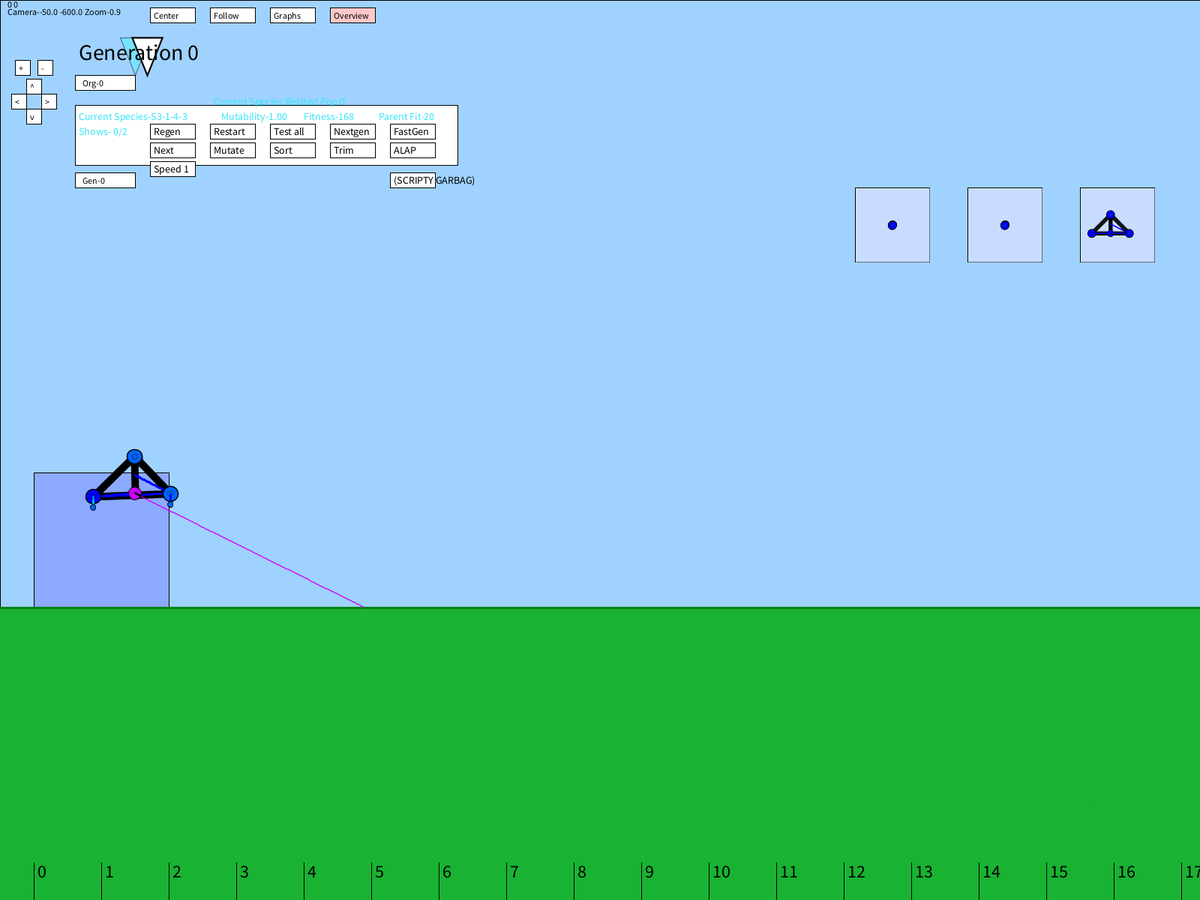
Frame 1 (no input)
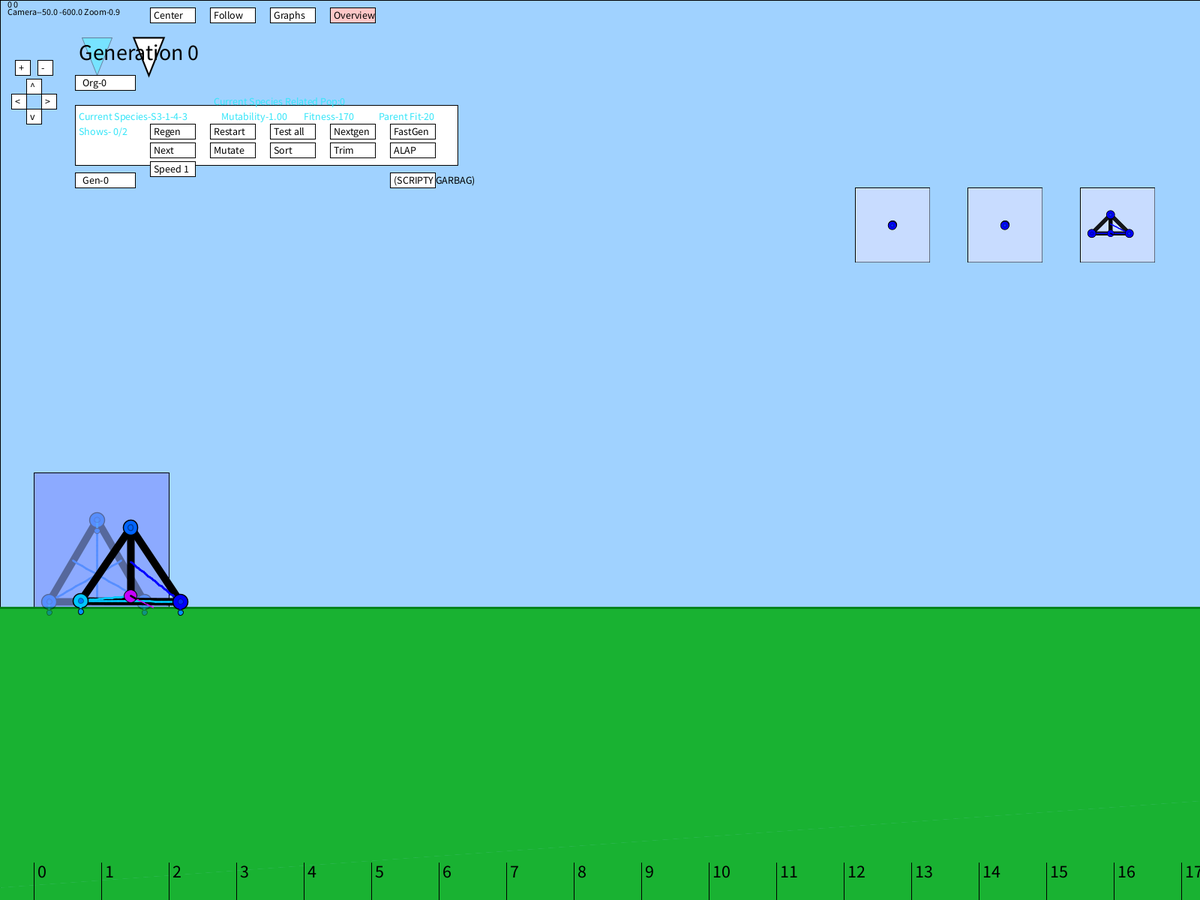
Frame 60 (the mouse pressed at the canvas centre just before this capture)
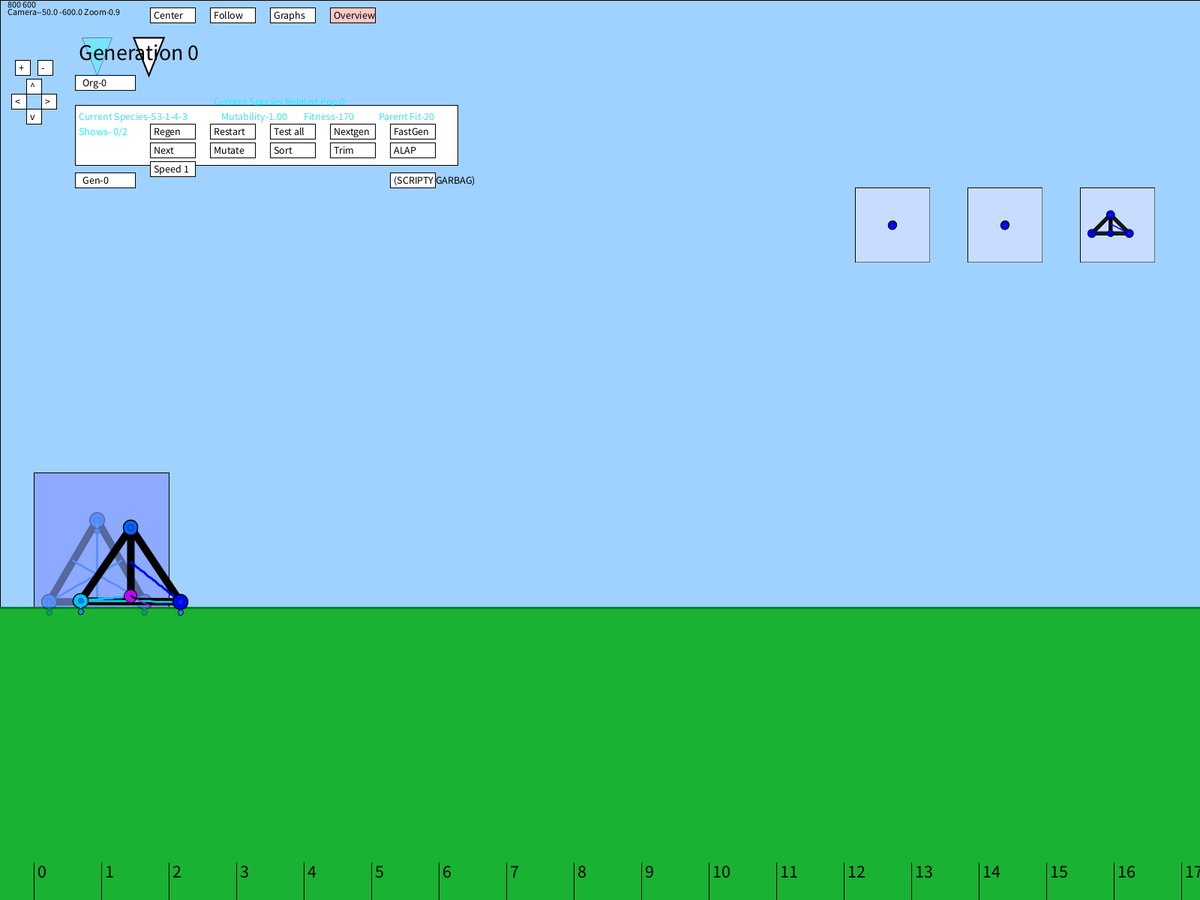
Frame 120 (the mouse held since frame 60 and released just before this capture)

The Processing sketch that drew these frames (run headless with seeded random() and noise(); from frame 60 on, the mouse is pressed at the canvas centre):

// Processing sketch: EvolveEngineLinearCreaturesExperemental
// ── EvolveEngineLinearCreaturesExperemental.pde
import java.util.*;
//Current enviroment
Enviroment Env= new Enviroment();
int NUMORGANISMS=5000;
float RUNTIME=15;//Seconds
int SEED=108;

//Enviroment handler
int EnvNumber=0;
ArrayList<Enviroment> PastEnvs=new ArrayList<Enviroment>();
boolean PrevMouse=false;
int LastTime = 0;

//Graphics
Camera Cam=new Camera(new PVector(-50,-600),0.9);
PGraphics MainScreen;
PGraphics HistoGram;
PGraphics SpeciesFreq;
PGraphics BestOrg;
PGraphics MedianOrg;
PGraphics WorstOrg;
PGraphics OrgGraphic;

//Sliders (Unlike buttons they need variables)
Slider OrgSlide=new Slider(new PVector(100,100),"Org-",0,10);
Slider GenSlide=new Slider(new PVector(100,230),"Gen-",0,10);

//Display Information 
int ScreenNumber=0; //0 is MainScreen, 1 is OverviewScreen
int CurrentTestDisplay=0;
int CurrentEnv=0;
int PlayBackSpeed=1;
boolean ALAP=false;
boolean FollowOrg=false;
boolean OverviewOrgs=true;


//NOTEPAD SUIE
Ray RayCast;

void setup(){
  randomSeed(SEED);
  //Seeds with interesting stuffs
  //size(1280, 720);
  fullScreen();
  frameRate(60);
  //IHWEiufg
   RayCast= new Ray(new PVector(0,0),new PVector(-50,10));
   
  //Set up Graphics
  HistoGram=createGraphics(400,200,JAVA2D);
  SpeciesFreq=createGraphics(510,260,JAVA2D);//createGraphics(510,60);
  WorstOrg=createGraphics(200,200,JAVA2D);
  MedianOrg=createGraphics(200,200,JAVA2D);
  BestOrg=createGraphics(200,200,JAVA2D);
  MainScreen=createGraphics(width,height,JAVA2D);
  OrgGraphic=createGraphics(width,height,JAVA2D);
  OrgGraphic.beginDraw(); 

  
  //Set up enviroment  
  Env.SetSummonArea(new PVector(0,100),new PVector(200,200));
  Env.SetLiveArea(new PVector(-1000,-1000),new PVector(20000,1800));
  Env.OList.add(new Organism());
  //Env.OList.get(0).PList.add(new Point(new PVector(100,130),new PVector(0,0),1,0.2,new float[]{10},-5,new float[]{0}));
  //Env.OList.get(0).PList.add(new Point(new PVector(200,130),new PVector(0,0),5,0.2,new float[]{10},-5,new float[]{0}));
  //Env.OList.get(0).PList.add(new Point(new PVector(150,80),new PVector(0,0),5,0.2,new float[]{1},0,new float[]{0}));
  //Env.OList.get(0).PList.add(new Eye(new PVector(150,130),new PVector(0,0),5,0.2,new PVector(0,40)));
  ////Env.OList.get(0).PList.add(new Eye(new PVector(150,130),new PVector(0,0),8));
 //// Env.OList.get(0).PList.add(new Logic(new PVector(30,130),new PVector(0,0),1,0,new boolean[]{true}));
  //Env.OList.get(0).MList.add(new Muscle(0,1,new float[]{.4,110,.2},new float[]{1,160,.2},new float[]{1},0.5,new float[]{0}));
  //Env.OList.get(0).MList.add(new Muscle(1,2,new float[]{.4,110,.2},new float[]{1,160,.2},new float[]{1},0.5,new float[]{0}));
  //Env.OList.get(0).MList.add(new Muscle(2,0,new float[]{.4,110,.2},new float[]{1,160,.2},new float[]{1},0.5,new float[]{0}));
  //Env.OList.get(0).MList.add(new Muscle(2,3,new float[]{1,80,.2},new float[]{1,120,.2},new float[]{10},-5,new float[]{0}));
  //Env.OList.get(0).NList.add(new Nerve(3,false,0,15));
  ////Env.OList.get(0).NList.add(new Nerve(4,false,0,30));
  //Env.OList.get(0).NList.add(new Nerve(0,false,1,15));
  //Env.OList.get(0).NList.add(new Nerve(1,true,3,30));
  
    Env.OList.get(0).PList.add(new Point(new PVector(100,130),new PVector(0,0),1,0.2,new float[]{},-5,new float[]{}));
  Env.OList.get(0).PList.add(new Point(new PVector(200,130),new PVector(0,0),5,0.2,new float[]{},-5,new float[]{}));
  Env.OList.get(0).PList.add(new Point(new PVector(150,80),new PVector(0,0),5,0.2,new float[]{},0,new float[]{}));
  ArrayList<PVector> EyeDir=new ArrayList<PVector>();
  EyeDir.add(new PVector(40,20));
  Env.OList.get(0).PList.add(new Eye(new PVector(150,130),new PVector(0,0),5,0.2,EyeDir,new float[]{20},0));
  //Env.OList.get(0).PList.add(new Eye(new PVector(150,130),new PVector(0,0),8));
 // Env.OList.get(0).PList.add(new Logic(new PVector(30,130),new PVector(0,0),1,0,new boolean[]{true}));
  Env.OList.get(0).MList.add(new Muscle(0,1,new float[]{.4,110,.2},new float[]{1,160,.2},new float[]{},0.5,new float[]{}));
  Env.OList.get(0).MList.add(new Muscle(1,2,new float[]{.4,110,.2},new float[]{1,160,.2},new float[]{},0.5,new float[]{}));
  Env.OList.get(0).MList.add(new Muscle(2,0,new float[]{.4,110,.2},new float[]{1,160,.2},new float[]{},0.5,new float[]{}));
  Env.OList.get(0).MList.add(new Muscle(2,3,new float[]{1,80,.2},new float[]{1,120,.2},new float[]{},-5,new float[]{}));
  Env.OList.get(0).NList.add(new Nerve(3,false,0,15));
  //Env.OList.get(0).NList.add(new Nerve(4,false,0,30));
  Env.OList.get(0).NList.add(new Nerve(0,false,1,15));
  Env.OList.get(0).NList.add(new Nerve(1,true,3,30));
  Env.OList.get(0).SetVars();
  Env.OList.get(0).FixNewOrg();
  
  Env.OList.add(new Organism());
  Env.OList.get(1).PList.add(new Point(new PVector(150,81),new PVector(0,0),1,0.2,new float[]{1},0,new float[]{0}));
  Env.OList.get(1).PList.add(new Point(new PVector(151,80),new PVector(0,0),1,0.2,new float[]{1},0,new float[]{0}));
  Env.OList.get(1).PList.add(new Point(new PVector(150,82),new PVector(0,0),1,0.2,new float[]{1},0,new float[]{0}));
  Env.OList.get(1).MList.add(new Muscle(0,1,new float[]{.4,110,.2},new float[]{1,160,.2},new float[]{1},0,new float[]{0}));
  Env.OList.get(1).MList.add(new Muscle(1,2,new float[]{.4,110,.2},new float[]{1,160,.2},new float[]{1},0,new float[]{0}));
  Env.OList.get(1).MList.add(new Muscle(2,0,new float[]{.4,110,.2},new float[]{1,160,.2},new float[]{1},0,new float[]{0}));
  Env.OList.get(1).NList.add(new Nerve(0,true,1,15)); 
  Env.OList.get(1).NList.add(new Nerve(1,true,2,15));
  Env.OList.get(1).NList.add(new Nerve(2,true,0,15));
  Env.OList.get(1).SetVars();
 
  //Env.BList.add(new Barrier(new PVector(-2000,300),new PVector(10000,0),.2,.1));
  
  Env.SetVars();
  Env.ShiftToTest(0);
  Env.ShiftToTest(1);
 
 //Flat
 Env.BList.add(new Barrier(new PVector(-300,300),new PVector(2000+4000,0),.2,.05));
 
 //Gaps
  //int init=400;
  //int size=250;
  //int gap=30;
  //int depth=10;
  // Env.BList.add(new Barrier(new PVector(-800,300),new PVector(800+init,0),.2,.05));
  //Env.BList.add(new Barrier(new PVector(init,300),new PVector(0,depth),.2,.05));
  //while( init<2500){
    
  //   Env.BList.add(new Barrier(new PVector(init,300+depth),new PVector(gap,0),.2,.05));
  //   init+=gap;
  //  Env.BList.add(new Barrier(new PVector(init,300),new PVector(size,0),.2,.05));
  //  Env.BList.add(new Barrier(new PVector(init,300+depth),new PVector(0,-depth),.2,.05));
     
  //  depth+=(int)(gap*0.4);
  //  depth+=6; 
    
  //   Env.BList.add(new Barrier(new PVector(init+size,300),new PVector(0,depth),.2,.05));
  //  init+=size;
  //  gap+=10;
  //  gap+=5+(int)(gap*0.3);
  //  if(gap>130){
  //    gap=130; 
  //  }
    
  //  size+=20;
  //  if(size>400){
  //    size=400; 
  //  }
  //}
  
  //Hurdles
  //int init=400;
  //int size=300;
  //int Width=30;
  //int Height=5;
  //Env.BList.add(new Barrier(new PVector(-800,300),new PVector(800+init,0),.2,.05));
  //Env.BList.add(new Barrier(new PVector(init,300),new PVector(0,-Height),.2,.05));
  //while( init<2500){
    
  //   Env.BList.add(new Barrier(new PVector(init,300-Height),new PVector(Width,0),.2,.05));
  //   init+=Width;
  //  Env.BList.add(new Barrier(new PVector(init,300),new PVector(size,0),.2,.05));
  //  Env.BList.add(new Barrier(new PVector(init,300-Height),new PVector(0,Height),.2,.05));
     
  //  Height+=10;
  //  if(Height>40){
  //   Height=35;
  //  }
    
  //  Env.BList.add(new Barrier(new PVector(init+size,300),new PVector(0,-Height),.2,.05));
  //  init+=size;
  //}
  
  ////Climb
  //int stepX=400;
  //int jumpX=20;
  //int jumpY=2;
  //int X=-580;
  //int Y=340;
  //while(X<4000){
  //  if(stepX>100){
  //     stepX+=-20; 
  //  }
  //  if(jumpY>-40){
  //    jumpY+=-3;
  //  }  
  //  Env.BList.add(new Barrier(new PVector(X,Y),new PVector(stepX,0),.2,.05));
  //  X+=stepX;
  //  Env.BList.add(new Barrier(new PVector(X,Y),new PVector(jumpX,jumpY),.2,.05));
  //  X+=jumpX;
  //  Y+=jumpY;
  //}
  
  
  for(int i=0;i<50;i++){
    print(ceil(abs(randomGaussian()*0.5)));
  }
}


void RunMainScreen(PGraphics MainScreen,PGraphics HistoGram,PGraphics SpeciesFreq,PGraphics BestOrg,PGraphics MedianOrg,PGraphics WorstOrg){
  //_____________________________________________________________________________________________
  // Main screen draw, enviroment draw & Update
  MainScreen.beginDraw();
  MainScreen.background(255,255,255);
  Env.DrawBackground(Cam,MainScreen);
  
 

  //Env.UpdateOrg(0);
  // Env.TestList.get(0).PList.get(4).Pos=new PVector(mouseX+Cam.x,mouseY+Cam.y);
  if(CurrentTestDisplay>=Env.TestList.size()){
    CurrentTestDisplay=Env.TestList.size()-1;
  }
  for(int i=0;i<PlayBackSpeed;i++){
     Env.TestList.get(CurrentTestDisplay).RunTest();
  }
  MainScreen.textSize(12);
  MainScreen.text("Time-"+Env.TestList.get(CurrentTestDisplay).time,20,50);
  MainScreen.text("delta Time-"+(millis()-LastTime),width-100,20);
  if(Env.TestList.get(CurrentTestDisplay).Finalized){
    MainScreen.text("Fitness-"+Env.TestList.get(CurrentTestDisplay).Fitness,20,60);
  }
  
  MainScreen.fill(140,170,255);
  MainScreen.rect(Cam.RealToScreenX(Env.SummonPos.x),Cam.RealToScreenY(Env.SummonPos.y),Env.SummonRect.x*Cam.Zoom,Env.SummonRect.y*Cam.Zoom);
  Env.DrawGround(Cam,MainScreen);
  if(OverviewOrgs){
    for(int i=0;i<Env.OList.size();i+=ceil(Env.OList.size()/10.0)){//10.0
      OrgGraphic.beginDraw();
      OrgGraphic.background(255,0);
      Env.DrawOrg(i,Cam,OrgGraphic);
      PVector OrgCenter=Env.TestList.get(i).O.CenterOfOrg();
      OrgGraphic.fill(SpeciesColor(Env.TestList.get(i).O.SpeciesNumber()));
      OrgGraphic.stroke(0);
      OrgGraphic.triangle(Cam.RealToScreenX(OrgCenter.x),100,Cam.RealToScreenX(OrgCenter.x)-20,50,Cam.RealToScreenX(OrgCenter.x)+20,50);
      OrgGraphic.endDraw();
      //OrgImg=OrgGraphic.get();
      MainScreen.tint(255,100);
      MainScreen.image(OrgGraphic,0,0);
    }
  }
  MainScreen.fill(255);
  MainScreen.stroke(0);
  MainScreen.strokeWeight(2);
  PVector OrgCenter=Env.TestList.get(CurrentTestDisplay).O.CenterOfOrg();
  MainScreen.triangle(Cam.RealToScreenX(OrgCenter.x),100,Cam.RealToScreenX(OrgCenter.x)-20,50,Cam.RealToScreenX(OrgCenter.x)+20,50);
  Env.DrawOrg(CurrentTestDisplay,Cam,MainScreen);// Draw current organism.
  MainScreen.textSize(12);
  MainScreen.fill(0);
  MainScreen.text(mouseX+" "+mouseY,10,10);
  MainScreen.text("Camera-"+ Cam.CamPos.x+" "+Cam.CamPos.y+" Zoom-"+Cam.Zoom,10,20);
  if(Cam.Zoom>0.6){
    MainScreen.textSize(24);
  }else{
    MainScreen.textSize(24*Cam.Zoom/0.6);
  }
  
  //Numbers
  for(float i=Cam.CamPos.x-100;i<Cam.CamPos.x+width/Cam.Zoom;i+=100){
    i= ceil(i/100.0)*100; //round up 100
    
    MainScreen.stroke(0);
    MainScreen.strokeWeight(1);
    MainScreen.line(Cam.RealToScreenX(i),height,Cam.RealToScreenX(i),height-50);
    MainScreen.text(floor(i/100),Cam.RealToScreenX(i)+5,height-30);
  }
  
  
  
  
  //MainScreen.fill(0);
  //MainScreen.ellipse(Cam.RealToScreenX(RayCast.Pos.x),Cam.RealToScreenY(RayCast.Pos.y),10,10);
  
  //MainScreen.line(Cam.RealToScreenX(RayCast.Pos.x),Cam.RealToScreenY(RayCast.Pos.y),Cam.RealToScreenX(RayCast.Pos.x+RayCast.Dir.x),Cam.RealToScreenY(RayCast.Pos.y+RayCast.Dir.y));
  
  //RayCast.Pos= Cam.ScreenToReal(new PVector(mouseX,mouseY));
  
  //MainScreen.text(RayCast.RayValue(Env.BList),Cam.RealToScreenX(RayCast.Pos.x),Cam.RealToScreenY(RayCast.Pos.y));
  //if( RayCast.Intersects(Env.BList)){
    
  //  PVector Intersect= RayCast.IntersectPoint(Env.BList);
  //  MainScreen.ellipse(Cam.RealToScreenX(Intersect.x),Cam.RealToScreenY(Intersect.y),10,10);
  //}
  MainScreen.endDraw();
  //tint(255,255);
  image(MainScreen,0,0);
  
  
  //_____________________________________________________________________________________________
  //Draw HistoGram and Species Percent graphs
  Button DrawHisto= new Button(new PVector(280+80,10),new PVector(60,20),"Graphs");
  DrawHisto.Display(255);
  if(DrawHisto.IsPressed()){  
    ResetEnv();
    Env.SetInfo();
    FillSpeciesFreq(SpeciesFreq);
    FillHisto(HistoGram);
    //AddEnv(Env);
  }
  image(HistoGram, width-(1280-820), 30); 
  
  //SpeciesFreq.beginDraw();
  //SpeciesFreq.background(255);
  //FillSpeciesFreq(SpeciesFreq);
  //SpeciesFreq.endDraw();
  image(SpeciesFreq,100,260);
  //_____________________________________________________________________________________________
  //Best, Worst, and median creatures
  WorstOrg.beginDraw();
  WorstOrg.background(200,220,255);
  
  WorstOrg.stroke(0);
  WorstOrg.strokeWeight(3);
  WorstOrg.noFill();
  WorstOrg.rect(0,0,200,200);
  int worst=Env.OList.size()-1;
  PVector CenterOrg=Env.OList.get(worst).CenterOfOrg();
  Env.OList.get(worst).DrawO(new Camera(new PVector(CenterOrg.x-100,CenterOrg.y-100),1),WorstOrg);
  WorstOrg.endDraw();
  image(WorstOrg, width-(1280-820), 250,100,100); 
  
  MedianOrg.beginDraw();
  MedianOrg.background(200,220,255);
  MedianOrg.stroke(0);
  MedianOrg.strokeWeight(3);
  MedianOrg.noFill();
  MedianOrg.rect(0,0,200,200);
  int median=floor((float)Env.OList.size()/2.0);
  CenterOrg=Env.OList.get(median).CenterOfOrg();
  Env.OList.get(median).DrawO(new Camera(new PVector(CenterOrg.x-100,CenterOrg.y-100),1),MedianOrg);
  MedianOrg.endDraw();
  image(MedianOrg, width-(1280-970), 250,100,100); 
  
  
  BestOrg.beginDraw();
  BestOrg.background(200,220,255);
  
  BestOrg.stroke(0);
  BestOrg.strokeWeight(3);
  BestOrg.noFill();
  BestOrg.rect(0,0,200,200);
  CenterOrg=Env.OList.get(0).CenterOfOrg();
  Env.OList.get(0).DrawO(new Camera(new PVector(CenterOrg.x-100,CenterOrg.y-100),1),BestOrg);
  BestOrg.endDraw();
  image(BestOrg, width-(1280-1120), 250,100,100); 
  
  
  //_____________________________________________________________________________________________
  // Sliders
  fill(0);
  float OrgSlideDist=430.0/NUMORGANISMS;
  OrgSlide.CalcSlide();
  if(OrgSlide.Pos/OrgSlideDist!=CurrentTestDisplay){
    if(OrgSlide.Sliding()){
      CurrentTestDisplay=round(OrgSlide.Pos/OrgSlideDist);
    }else{
      OrgSlide.Pos=CurrentTestDisplay*OrgSlideDist;
    }
  }
  OrgSlide.ChangeText("Org-"+CurrentTestDisplay);
  OrgSlide.Display();
  OrgSlide.Max=floor(Env.OList.size()*OrgSlideDist-1);
   
  float GenSlideDist=400/(PastEnvs.size()+1);
  GenSlide.CalcSlide();
  if(GenSlide.Pos/GenSlideDist!=EnvNumber){
    if(GenSlide.Sliding()){
      if(round(GenSlide.Pos/GenSlideDist)!=EnvNumber){
        int prevsize=Env.OList.size();
        SetEnv(round(GenSlide.Pos/GenSlideDist));
        CurrentTestDisplay=floor(CurrentTestDisplay*Env.OList.size()/prevsize);
        FillHisto(HistoGram);
      }
    }else{
      GenSlide.Pos=EnvNumber*GenSlideDist;
    }
  }
  GenSlide.ChangeText("Gen-"+EnvNumber);
  GenSlide.Display();
  GenSlide.Max=(PastEnvs.size()-1)*GenSlideDist;
  
  Button Center= new Button(new PVector(200,10),new PVector(60,20),"Center");
   Center.Display(255);
  if(Center.IsPressed()){
    Cam.CamPos=new PVector(0,0);
  }  
  Button Follow= new Button(new PVector(200+80,10),new PVector(60,20),"Follow");
  if(FollowOrg){
     Follow.Display(color(255,200,200));
     float FollowRate=0.1;
     PVector Target=PVadd(Env.TestList.get(CurrentTestDisplay).O.CenterOfOrg(),PVextend(new PVector(-width*3/4.0,-height*3/4.0),1.0/Cam.Zoom));
     Cam.CamPos= PVlerp(Cam.CamPos,Target,FollowRate);
  }else{
    Follow.Display(255);
  }
  //Follow.Display(255);
  if(Follow.IsPressed()){
    FollowOrg=!FollowOrg;
  }  
  Button Overview= new Button(new PVector(200+3*80,10),new PVector(60,20),"Overview");
  if(OverviewOrgs){
     Overview.Display(color(255,200,200));
  }else{
    Overview.Display(255);
  }
  if(Overview.IsPressed()){
    OverviewOrgs=!OverviewOrgs;
  }
  Button ZoomIn= new Button(new PVector(20,80),new PVector(20,20),"+");
  ZoomIn.Display(255);
  if(ZoomIn.IsPressed()){
    Cam.Zoom*=1.2;
  }
  Button ZoomOut= new Button(new PVector(50,80),new PVector(20,20),"-");
  ZoomOut.Display(255);
  if(ZoomOut.IsPressed()){
    Cam.Zoom/=1.2;
  }
  Button Up= new Button(new PVector(35,105),new PVector(20,20),"^");
  Up.Display(255);
  Button Left= new Button(new PVector(15,125),new PVector(20,20),"<");
  Left.Display(255);
  Button Right= new Button(new PVector(55,125),new PVector(20,20),">");
  Right.Display(255);
  Button Down= new Button(new PVector(35,145),new PVector(20,20),"v");
  Down.Display(255);
  float Step=12;
  if(Up.IsIn()){
    Cam.CamPos.y-=Step;
  }if(Down.IsIn()){
    Cam.CamPos.y+=Step;
  }if(Left.IsIn()){
    Cam.CamPos.x-=Step;
  }if(Right.IsIn()){
    Cam.CamPos.x+=Step;
  }
  
  textSize(30);
  text("Generation "+PastEnvs.size(),105,80);
  textSize(14);
  
  ///_____________________________________________________________________________________________
  //Panel buttons
  PVector PanelPos=new PVector(105,160);//new PVector(105,110);
  fill(255);
  rect(PanelPos.x-5,PanelPos.y-20,510,80);
  Button Previous= new Button(new PVector(PanelPos.x+15,PanelPos.y+30),new PVector(60,20),"Previous");
  if(CurrentTestDisplay>0){
     //new Button(new PVector(120,140),new PVector(60,20),"Previous").Display();
     Previous.Display(255);
    if(Previous.IsPressed()){
      CurrentTestDisplay--;
      Env.TestList.get(CurrentTestDisplay).Reset();
      println("Current Display Back one");
      //Env.TestList.remove(0);
      //Env.ShiftToTest(CurrentTestDisplay);
    }  
  }
  Button Next= new Button(new PVector(PanelPos.x+95,PanelPos.y+30),new PVector(60,20),"Next");
  if(CurrentTestDisplay<Env.TestList.size()-1){
    Next.Display(255);
    if(Next.IsPressed()){
      CurrentTestDisplay++;
      println("Current Display Forward one");
    }
    if(PlayBackSpeed>4){
      if(Env.TestList.get(CurrentTestDisplay).Finalized){
        CurrentTestDisplay++;
        Env.TestList.get(CurrentTestDisplay).Reset();
      }
    }
  }
  fill(SpeciesColor(Env.OList.get(CurrentTestDisplay).SpeciesNumber()));//Glitcgung
  if(Env.SpeciesAbundanceDict.containsKey(Env.OList.get(CurrentTestDisplay).Name())){
         text("Current Species Pop:"+Env.SpeciesAbundanceDict.get(Env.OList.get(CurrentTestDisplay).Name()),PanelPos.x,PanelPos.y-20);
  }
  text("Current Species Related Pop:"+Env.RelatedPopulation(Env.OList.get(CurrentTestDisplay).Name()),PanelPos.x+180,PanelPos.y-20);
  
  text("Current Species-"+SpeciesName(Env.OList.get(CurrentTestDisplay).SpeciesNumber()),PanelPos.x,PanelPos.y);
  text("Mutability-"+nf(Env.OList.get(CurrentTestDisplay).MuteAmount,1,2),190+PanelPos.x,PanelPos.y);
  text("Fitness-"+floor( Env.TestList.get(CurrentTestDisplay).EvaluateSkill()),300+PanelPos.x,PanelPos.y);
  text("Parent Fit-"+floor(Env.TestList.get(CurrentTestDisplay).ParentFitness),400+PanelPos.x,PanelPos.y);
  text("Shows- "+CurrentTestDisplay+"/"+Env.TestList.size(),PanelPos.x,PanelPos.y+20);
  Button ChangeSpeed= new Button(new PVector(PanelPos.x+95,PanelPos.y+55),new PVector(60,20),"");
  ChangeSpeed.Display(255);
  text("Speed "+PlayBackSpeed,PanelPos.x+100,PanelPos.y+55+15);
  if(ChangeSpeed.IsPressed()){
    PlayBackSpeed*=2;
    if(PlayBackSpeed>200){
      PlayBackSpeed=1;
    }
  }
  
  Button Regen=new Button(new PVector(PanelPos.x+95,PanelPos.y+5),new PVector(60,20),"Regen");
  Regen.Display(255);
  if(Regen.IsPressed()){
      //Env.OList.remove(2);
      for(int i=0; i<NUMORGANISMS;i++){
        Env.GenNewOrg();
        Env.ShiftToTest(Env.OList.size()-1);
      }
  }
  
  Button Restart=new Button(new PVector(175+PanelPos.x,PanelPos.y+5),new PVector(60,20),"Restart");
  Restart.Display(255);
  if(Restart.IsPressed()){
    //Env.GenNewOrg();
      //Env.ShiftToTest(Env.OList.size()-1);
      //Tester T=Env.TestList.get(CurrentTestDisplay);
      //T.Reset();
      Env.TestList.get(CurrentTestDisplay).Reset();
      //T=new Tester(Env.OList.get(CurrentTestDisplay).CloneOrganism(),Env,60*30);
      //T.E=Env;
      //T.O=Env.OList.get(CurrentTestDisplay).CloneOrganism();
      //T.O.E=Env;
      //T.RunTime=60*30;
      //T.SetTester();
      //T.Finalized=false;
    //Env.ShiftToTest(CurrentTestDisplay);
  }
  Button Mutate=new Button(new PVector(175+PanelPos.x,PanelPos.y+30),new PVector(60,20),"Mutate");
  Mutate.Display(255);
  if(Mutate.IsPressed()){
      //Env.OList.get(CurrentTestDisplay).MutateOrg();
      Env.TestList.get(CurrentTestDisplay).MutateTester();
      Env.TestList.get(CurrentTestDisplay).Reset();
      //Tester T=Env.TestList.get(CurrentTestDisplay);
      ////T=new Tester(Env.OList.get(CurrentTestDisplay).CloneOrganism(),Env,60*30);
      //T.E=Env;
      //T.O=Env.OList.get(CurrentTestDisplay).CloneOrganism();
      //T.O.E=Env;
      //T.RunTime=60*30;
      //T.SetTester();
      //T.Finalized=false;
  }
  Button TestAll =new Button(new PVector(255+PanelPos.x,5+PanelPos.y),new PVector(60,20),"Test all");
  TestAll.Display(255);
  if(TestAll.IsPressed()||frameCount==2){
    Env.TestAll();
    print("Delta time after testall:"+(millis()-LastTime));
  }
  Button Sort =new Button(new PVector(255+PanelPos.x,30+PanelPos.y),new PVector(60,20),"Sort");
  Sort.Display(255);
  if(Sort.IsPressed()){
    Env.SortTests();
  }
  
  Button Reproduce =new Button(new PVector(335+PanelPos.x,5+PanelPos.y),new PVector(60,20),"Nextgen");
  Reproduce.Display(255);
  if(Reproduce.IsPressed()){
    ResetEnv();
    Env.Reproduce();
  }
  
  Button Trim =new Button(new PVector(335+PanelPos.x,30+PanelPos.y),new PVector(60,20),"Trim");
  Trim.Display(255);
  if(Trim.IsPressed()){
    ResetEnv();
    Env.Trim(0.6);
    Env.ReshiftToTest();
    //for(int i=0; i<Env.OList.size();i++){
    //  Env.ShiftToTest(i);
    //}
  }
  
  Button QuickGen =new Button(new PVector(415+PanelPos.x,PanelPos.y+5),new PVector(60,20),"FastGen");
  QuickGen.Display(255);
  if(QuickGen.IsPressed()||ALAP){
    ResetEnv();
    Env.QuickGen();
    Env.SetInfo();
    AddEnv(Env);
    FillSpeciesFreq(SpeciesFreq);
    FillHisto(HistoGram);
    print("Delta time after quick Gen:"+(millis()-LastTime));
    //Env.Trim(0.5);
    //Env.TestList.clear();
    //for(int i=0; i<Env.OList.size();i++){
    //  Env.ShiftToTest(i);
    //}
    PVector Target=PVadd(Env.TestList.get(CurrentTestDisplay).O.CenterOfOrg(),PVextend(new PVector(-width*3/4.0,-height*3/4.0),1.0/Cam.Zoom));
    Cam.CamPos=Target;
  }
  
  Button Alap =new Button(new PVector(415+PanelPos.x,30+PanelPos.y),new PVector(60,20),"ALAP");
  if(ALAP){
    Alap.Display(color(255,200,200));
  }else{
    Alap.Display(255);
  }
  if(Alap.IsPressed()){
    ALAP=!ALAP;
    OverviewOrgs=true;
  }
  Button ScriptTest =new Button(new PVector(415+PanelPos.x,70+PanelPos.y),new PVector(60,20),"(SCRIPTY GARBAG)");
  ScriptTest.Display(255);
  if(ScriptTest.IsPressed()){
   // print("SCRIPTTEST- OLIst in PastEnvs "+PastEnvs.get(EnvNumber).OList.size());
   //Env.SetInfo();
   //print("Current enviroment, species abundance info says there are "+Env.SpeciesAbundanceInfo.size());
   //println("TestList size-"+Env.TestList.size());
   //println("CurrentTestDisplay-"+CurrentTestDisplay);
    //int NumOrganisms=5000;
    ////  Trim+ Power function distribution
    //float trim=0.4;
    //float Power=0.3;
    //float SurvFract=0.90;
    //float Multiplier=SurvFract*(Power+1)/pow(1-trim,Power+1);
    //int PrevSize=Env.OList.size()-1;
    //for(int i=0; i<PrevSize;i++){
    //  float rank=lerp(0,1-trim,1-(float)i/PrevSize);
    //  int numOffspring=round(randomGaussian()*0.5+Multiplier*pow(rank,Power));//abs(round(randomGaussian()*(pow(rank,2)*2.7)))+1;
    //  for(int j=0; j<numOffspring;j++){
    //    Organism MutatedClone=Env.OList.get(i).CloneOrganism();
    //    MutatedClone.E=Env;
    //    MutatedClone.MutateOrg();
    //    Env.OList.add(MutatedClone);
    //  }
    //}
    //int targSize=Env.OList.size()-PrevSize;
    //while(Env.OList.size()>targSize){
    //  Env.OList.remove(Env.OList.size()-1);
    //}
    //Env.ReshiftToTest();
    //print(Env.SpeciesAbundance());
  }
  
  
  
  
}
void draw(){
  if(ScreenNumber==0){
    RunMainScreen(MainScreen,HistoGram, SpeciesFreq, BestOrg, MedianOrg, WorstOrg);
  }else if(ScreenNumber==1){
  }
  PrevMouse=mousePressed;
  LastTime=millis();
}
void mouseClicked(){
  //Env.OList.get(2).MutateOrg();
  //Env.TestList.remove(0);
  ////Env.OList.remove(2);
  ////Env.GenNewOrg();
  //Env.ShiftToTest(2);
  if(ALAP&&!PrevMouse){
   ALAP=false;
   OverviewOrgs=false;
  }
}
// ── A_Enviroment.pde
class Enviroment{
  ArrayList<Barrier> BList= new ArrayList<Barrier>();
  ArrayList<Organism> OList= new ArrayList<Organism>();
  ArrayList<Tester> TestList= new ArrayList<Tester>();
  PVector SummonPos;
  PVector SummonRect;
  void SetSummonArea(PVector Pos,PVector Rect){
    SummonPos=Pos; SummonRect=Rect;
  }
  
  PVector LivePos= new PVector(-1000,-1000);
  PVector LiveRect= new PVector(5000,2000);
  void SetLiveArea(PVector Pos,PVector Rect){
    LivePos=Pos; LiveRect=Rect;
  }
  boolean InLiveArea(PVector Point){
   return FLtween(LivePos.x,LivePos.x+LiveRect.x,Point.x)&&FLtween(LivePos.y,LivePos.y+LiveRect.y,Point.y); 
  }
  void DrawBackground(Camera Cam,PGraphics Canvas){
    Canvas.fill(160,210,255);
    Canvas.rect(max(0,Cam.RealToScreenX(LivePos.x)),max(0,Cam.RealToScreenY(LivePos.y)),min(width,Cam.RealToScreenX(LivePos.x+LiveRect.x)),min(height,Cam.RealToScreenY(LivePos.y+LiveRect.y)));
  }
  ArrayList<String[]>HistoGramInfo=new ArrayList<String[]>();
  String[] SpeciesFitnessInfo= new String[NUMORGANISMS];
  ArrayList<String> SpeciesAbundanceInfo=new ArrayList<String>();
  Map<String,Integer> SpeciesAbundanceDict=new HashMap<String,Integer>();
  
  void SetVars(){// Sets all the E's in all orrganisms.
    for(int O=0;O<OList.size();O++){
      Organism Org=OList.get(O);
      Org.E=this;
    }
  }
  Enviroment CloneEnv(){
    Enviroment NewEnv=new Enviroment();
    for(int b=0;b<BList.size();b++){
      NewEnv.BList.add(BList.get(b).CloneBarrier());
    }
    for(int o=0;o<OList.size();o++){
      NewEnv.OList.add(OList.get(o).CloneOrganism());
    }
    for(int t=0;t<TestList.size();t++){
      NewEnv.TestList.add(TestList.get(t).CloneTester());
    }
    NewEnv.SetSummonArea(SummonPos,SummonRect);
    NewEnv.HistoGramInfo=HistoGramInfo;
    NewEnv.SpeciesFitnessInfo=SpeciesFitnessInfo;
    NewEnv.SpeciesAbundanceInfo=SpeciesAbundanceInfo;
    return NewEnv;
  }
  Enviroment StoreEnv(){//Enviroment for prevEnviroment
    Enviroment NewEnv=new Enviroment();
    for(int b=0;b<BList.size();b++){
      NewEnv.BList.add(BList.get(b).CloneBarrier());
    }
    //0,10,20,30,40,50,60,70,80,90,100 percentile creatures kept
    for(int i=0;i<=10;i++){
      int index=floor(float((OList.size()-1)*i)/10.0);
      NewEnv.OList.add(OList.get(index).CloneOrganism());
      NewEnv.TestList.add(TestList.get(index).CloneTester());
    }
    NewEnv.SetSummonArea(SummonPos,SummonRect);
    NewEnv.HistoGramInfo=HistoGramInfo;
    NewEnv.SpeciesFitnessInfo=SpeciesFitnessInfo;
    NewEnv.SpeciesAbundanceInfo=SpeciesAbundanceInfo;
    return NewEnv;
  }
  void SetInfo(){
    println(" Setting Info:");
    float[] Fitnesses= new float[Env.TestList.size()];
    for(int i=0;i<Env.TestList.size();i++){
      float fitness=0.0;
      if(Env.TestList.get(i).Finalized){
        fitness=Env.TestList.get(i).Fitness;
        if(Float.isNaN(fitness)){
          fitness=0;
        }
        if(i%1000==0){
          println("  Example fitness index:"+i+"  fitness:"+Env.TestList.get(i).Fitness);
        }
      }
      Fitnesses[i]=fitness;
    }
    println("  Fitness length:"+Fitnesses.length);

    float max=max(Fitnesses);
    float min=min(Fitnesses);
    float divSize=2;
    //int upperIndex= ceil(max/divSize);
    //int lowerIndex= floor(min/divSize);
    SpeciesFitnessInfo=SpeciesFitness();
    SpeciesAbundanceInfo=SpeciesAbundance();
    print("  SpeciesAbundanceInfo set "+SpeciesAbundanceInfo.size());
    HistoGramInfo=HistoGramSpeciesAbundance(min,max,divSize);
  }
  String[] SpeciesFitness(){ //An array strings, every creature species with its fitness
    String[] SpeFit=new String[TestList.size()];
    for(int t=0;t<TestList.size();t++){
      SpeFit[t]=SpeciesName(TestList.get(t).O.SpeciesNumber())+" "+TestList.get(t).Fitness;
    }
    return SpeFit;
  }
  ArrayList<String> SpeciesAbundance(){//Array of strings with species name and number of occurences concaatenated
    ArrayList<String> SpeciesName=new ArrayList<String>();
    ArrayList<Integer> SpeciesFreq=new ArrayList<Integer>();
    for(int t=0;t<TestList.size();t++){
      String Name=SpeciesName(TestList.get(t).O.SpeciesNumber());
      if(SpeciesName.contains(Name)){
        int ind=SpeciesName.indexOf(SpeciesName(TestList.get(t).O.SpeciesNumber()));
        SpeciesFreq.set(ind,SpeciesFreq.get(ind)+1);
      }else{
        SpeciesName.add(Name);
        SpeciesFreq.add(1);
      }
    }
     SpeciesAbundanceDict.clear();
    String[] SpeAb=new String[SpeciesName.size()];
    for(int s=0;s<SpeAb.length;s++){
      SpeAb[s]=SpeciesName.get(s)+" "+SpeciesFreq.get(s);
      SpeciesAbundanceDict.put(SpeciesName.get(s),SpeciesFreq.get(s));
    }
    SpeAb=sort(SpeAb);
    ArrayList<String> SpeciesAbundance=new ArrayList(Arrays.asList(SpeAb));
    
    print("Calculating Species ABundance, "+SpeciesAbundance.size()+" different Species");
    return SpeciesAbundance;
  }
  ArrayList<String[]> HistoGramSpeciesAbundance(float min, float max,float Step){
    println("Calculating Histogram Species abundace:");
    println("  Max:"+max+" Min"+min);
    int upperIndex= ceil(max/Step);
    int lowerIndex= floor(min/Step);
    int numCol=upperIndex-lowerIndex+1;
    println("  Upper Index:"+upperIndex+" Lower Index:"+lowerIndex+" NumColumns:"+numCol);
    ArrayList<ArrayList<String>> SpeciesPercentile=new ArrayList<ArrayList<String>>(numCol);
    while(SpeciesPercentile.size()<numCol){SpeciesPercentile.add(new ArrayList<String>(0));};
    ArrayList<ArrayList<Integer>> SpeciesFrequency=new ArrayList<ArrayList<Integer>>(numCol);
    while(SpeciesFrequency.size()<numCol){SpeciesFrequency.add(new ArrayList<Integer>(0));};
    
    //int[] Percentile= new int[numCol];
    for(int i=0;i<TestList.size();i++){
      int index= floor(TestList.get(i).Fitness/Step)-lowerIndex;
      //Percentile[index]++;
      ArrayList<String> SpName=SpeciesPercentile.get(index);
      ArrayList<Integer>SpFreq=SpeciesFrequency.get(index);
      Organism TO=TestList.get(i).O;
      if(SpName.contains(SpeciesName(TO.SpeciesNumber()))){
        int SpeciesIndex=SpName.indexOf(SpeciesName(TO.SpeciesNumber()));
        SpFreq.set(SpeciesIndex,SpFreq.get(SpeciesIndex)+1);
      }else{
        SpName.add(SpeciesName(TO.SpeciesNumber()));
        SpFreq.add(1);
      }
    }
    ArrayList<String[]> SpeciesNameFreq= new ArrayList<String[]>(numCol);
    while(SpeciesNameFreq.size()<numCol){SpeciesNameFreq.add(new String[0]);};
    for(int i=0;i<numCol;i++){
      String[] NameFreq=new String[SpeciesPercentile.get(i).size()];
      for(int s=0;s<NameFreq.length;s++){
        NameFreq[s]=SpeciesPercentile.get(i).get(s)+" "+SpeciesFrequency.get(i).get(s);
      }
      NameFreq=sort(NameFreq);
      SpeciesNameFreq.set(i,NameFreq);
    }
    return SpeciesNameFreq;
  }
  int[] CalcPercentile(float min, float max,float Step){
    int upperIndex= ceil(max/Step);
    int lowerIndex= floor(min/Step);
    int numCol=upperIndex-lowerIndex+1;
    int[] Percentile= new int[numCol];
    for(int i=0;i<TestList.size();i++){
      int index= floor(TestList.get(i).Fitness/Step)-lowerIndex;
      Percentile[index]++;
    }
    return Percentile;
  }
  int[] Percentile(){
    int[] Percentile= new int[HistoGramInfo.size()];
    for(int i=0;i<Percentile.length;i++){
      Percentile[i]=0;
      for(int p=0;p<HistoGramInfo.get(i).length;p++){
        String[] Split=split(HistoGramInfo.get(i)[p]," ");
        Percentile[i]+=Integer.parseInt(Split[1]);
      }
    }
    return Percentile;
  }
  void ShiftToTest(int N){
    TestList.add(new Tester(OList.get(N).CloneOrganism(),this,RUNTIME*60));
  }
  void ReshiftToTest(){
    TestList.clear();
    for(int i=0;i<OList.size();i++){
     ShiftToTest(i); 
    }
  }
  void ReshiftToOrg(){
    OList.clear();
    for(int i=0;i<TestList.size();i++){
     OList.add(TestList.get(i).OOriginal.CloneOrganism());
    }
  }
  boolean AllFinalized(){
    boolean finals=false;
    for(int t=0;t<TestList.size();t++){
      finals=finals&&TestList.get(t).Finalized;
    }
    return finals;
  }
  void TestAll(){
    for(int t=0;t<TestList.size();t++){
      TestList.get(t).QuickRunTest();
    }
  }
  void QuickGen(){
    Reproduce();
    TestAll();
    SortTests();
  }
  void MutateAll(){
    for(int O=0;O<OList.size();O++){
      Organism Org=OList.get(O);
      Org.MutateOrg();
    }
  }
  int RelatedPopulation(int[] Num){//Population of organism with symmilar numbers/ structure
     int popSize=0;
       int poiDiff=0;
       int eyeDiff=1;
       int muscDiff=3;
       int neuDiff=5;
       for(int p=Num[0]-poiDiff;p<Num[0]+poiDiff+1;p++){
         for(int e=Num[1]-eyeDiff;e<Num[1]+eyeDiff+1;e++){
            for(int m=Num[2]-muscDiff;m<Num[2]+muscDiff+1;m++){
               for(int n=Num[3]-neuDiff;n<Num[3]+neuDiff+1;n++){
                   if(SpeciesAbundanceDict.containsKey(SpeciesName(new int[]{p,e,m,n}))){
                       popSize+=SpeciesAbundanceDict.get(SpeciesName(new int[]{p,e,m,n}));
                   }    
               }
            }
         }
       }
      return popSize;
  }
  int RelatedPopulation(String Name){//Population of organism with symmilar numbers/ structure
    return RelatedPopulation(SpeciesNum(Name));
  }
  
  void Trim(float frac){
    //int PrevSize=OList.size();
    //int cutPoint=round(PrevSize*frac);
    //Boolean[]Live=new Boolean[OList.size()];
    //float variance=150*NUMORGANISMS;
    //for(int i=0;i<Live.length;i++){
    //  Live[i]= i<cutPoint;
    //  float gauss=exp(-pow((float(i)-cutPoint),2.0)/(2.0*variance))/2.0;
    //  if(random(1)<gauss){
    //    Live[i]=!Live[i];
    //  }
    //}
    //for(int n=Live.length-1;n>=0;n--){
    //  if(!Live[n]){
    //     OList.remove(n);
    //  }s
    //}
    int PrevSize=TestList.size();
    int cutPoint=round(PrevSize*frac);
    Boolean[]Live=new Boolean[PrevSize];
    float variance=100*NUMORGANISMS;
    for(int i=0;i<Live.length;i++){
      Live[i]= i<cutPoint;
      float gauss=exp(-pow((float(i)-cutPoint),2.0)/(2.0*variance))/2.0;
      if(random(1)<gauss){
        Live[i]=!Live[i];
      }
    }
    for(int n=Live.length-1;n>=0;n--){
      if(!Live[n]){
         TestList.remove(n);
      }
    }
  }
  void Reproduce(){
    int NumOrganisms=NUMORGANISMS;
    //  Trim+ Power function distribution
    //float Trim=0.3;
    //float Power=0.2;
    //float SurvFract=0.90;
    //float Multiplier=SurvFract*(Power+1)/pow(1-Trim,Power+1);
    //Trim(1-Trim);
    //int PrevSize=OList.size()-1;
    //for(int i=0; i<PrevSize;i++){
    //  float rank=lerp(0,1-Trim,1-(float)i/PrevSize);
    //  int numOffspring=round(randomGaussian()*0.5+Multiplier*pow(rank,Power));//abs(round(randomGaussian()*(pow(rank,2)*2.7)))+1;
    //  for(int j=0; j<numOffspring;j++){
    //    Organism MutatedClone=OList.get(i).CloneOrganism();
    //    MutatedClone.E=this;
    //    MutatedClone.MutateOrg();
    //    OList.add(MutatedClone);
    //  }
    //}
    //int targSize=OList.size()-PrevSize;
    //while(OList.size()>targSize){
    //  OList.remove(OList.size()-1);
    //}
    
    float Trim=0.2;
    float Power=0.1;
    float SurvFract=0.9;
    float Multiplier=SurvFract*(Power+1)/pow(1-Trim,Power+1);
    for(int i= TestList.size()-1;i>=0;i--){
      if(TestList.get(i).Fitness==0){
        TestList.remove(i);
      } 
    }
    
    
    Trim(1-Trim);
    int PrevSize=TestList.size()-1;
    for(int i=0; i<PrevSize;i++){
      float rank=lerp(0,1-Trim,1-(float)i/PrevSize);
      int numOffspring=round(randomGaussian()*0.5+Multiplier*pow(rank,Power));//abs(round(randomGaussian()*(pow(rank,2)*2.7)))+1;
      int PopSize=1;
      if(SpeciesAbundanceDict.containsKey(TestList.get(i).O.Name())){
         PopSize=SpeciesAbundanceDict.get(TestList.get(i).O.Name());
      }
      int RelPopSize=RelatedPopulation(TestList.get(i).O.Name());
      if(RelPopSize==0){
         RelPopSize=1; 
      }
      
      if(random(1)<(0.02-pow(rank,3))*0.02){
        TestList.get(i).MutateTester();
      }
      numOffspring*=min(1.0,pow(PopSize/(NUMORGANISMS*0.05),-0.5));
      numOffspring*=min(1.0,pow(RelPopSize/(NUMORGANISMS*0.2),-1));
      for(int j=0; j<numOffspring;j++){
        TestList.add(TestList.get(i).ReproduceTester());
      }
    }
    ReshiftToOrg();//???
    //// Target population distributon- Discrete
    //float[] Fitnesses= new float[TestList.size()];
    //for(int i=0;i<TestList.size();i++){
    //  float fitness=0.0;
    //  if(TestList.get(i).Finalized){
    //    fitness=TestList.get(i).Fitness;
    //  }
    //  Fitnesses[i]=fitness;
    //}
    //float max=max(Fitnesses);
    //float min=min(Fitnesses);
    //float divSize=(max-min)/10.0;
    //int upperIndex= ceil(max/divSize);
    //int lowerIndex= floor(min/divSize);
    //int numCol=upperIndex-lowerIndex+1;
    //println("num percentiles:"+numCol);
    //ArrayList<ArrayList<Tester>> FitTestList=new ArrayList<ArrayList<Tester>>(numCol);
    //while(FitTestList.size()<numCol){FitTestList.add(new ArrayList<Tester>(0));};
    //for(int i=0;i<TestList.size();i++){
    //  int index= floor(TestList.get(i).Fitness/divSize)-lowerIndex;
    //  FitTestList.get(index).add(TestList.get(i));
    //}
    //float[] TargetPopList={0,1,4,9,16,25,36,49,64,81,100,121,144};// The fractional representation of each percentile. Doesn't have to be normalised
    //float Total=0;// Make sure the total is 1. 
    //for(int n=0;n<TargetPopList.length;n++){ Total+=TargetPopList[n]; }
    //for(int n=0;n<TargetPopList.length;n++){ TargetPopList[n]=TargetPopList[n]/Total;}
    //OList.clear();
    //for(int f=0;f<numCol;f++){//Reproduce using the target representation.
    //  ArrayList<Tester> Testers=FitTestList.get(f) ;
    //  float AvNumChildren=1.4*5000.0*TargetPopList[f]/float(Testers.size());
    //  println("AvNumChildren "+AvNumChildren);
    //  for(int c=0;c<Testers.size();c++){
    //    int NumChilderen=round(randomGaussian()/2.0+AvNumChildren);
    //    for(int p=0;p<NumChilderen;p++){
    //      Organism MutatedClone=Testers.get(c).OOriginal.CloneOrganism();
    //      MutatedClone.E=this;
    //      MutatedClone.MutateOrg();
    //      OList.add(MutatedClone);
    //    }
    //  }
    //}
    println("Population after reproduce "+ OList.size());
    //Insure size
    while(TestList.size()<NumOrganisms){
        TestList.add(new Tester(NewOrg(),this,RUNTIME*60));
    }  
    while(TestList.size()>NumOrganisms){
        TestList.remove(NumOrganisms-1);//randomInt(0,TestList.size()-1));
    }
    //ReshiftToOrg();
    //for(int i=0;i<TestList.size();i++){
    //   //TestList.get(i).Reset();
    //}
  }
  Organism NewOrg(){
   Organism O= new Organism();
    O.E=this;
    int NumPois=randomInt(3,5);
    for(int I=0;I<NumPois;I++){
      O.GenNewPoi();
    }
    int NumEyes=randomInt(1,3);
    for(int I=0;I<NumEyes;I++){
      O.GenNewEye();
    }
    int NumMusc=randomInt(3,(NumPois+NumEyes)*((NumPois+NumEyes)-1)/2);
    for(int M=0;M<NumMusc;M++){
      O.GenNewMusc();
    }
    int NumNeu=randomInt(3,NumPois+1);
    for(int N=0;N<NumNeu;N++){
      O.GenNewNeu();
    }
    O.FixNewOrg();
    return O;
  }
  void GenNewOrg(){//Generates new Random Organism
    OList.add(NewOrg());
  }
  void SortTests(){
    //TestList.clear();
    //TestList=QuickSortTests(TestList);
    Collections.sort(TestList);
    OList.clear();
    for(int i=0; i<TestList.size();i++){
      OList.add(TestList.get(i).OOriginal);
    }
  }
  //ArrayList<Tester> QuickSortTests(ArrayList<Tester> Tests){ Now using Comparitor interface
  //  //for(int n=0;n<TestList.size();n++){ BubbleSort Sucks.
  //  //  for(int i=TestList.size()-1;i>n;i--){
  //  //    Tester First =TestList.get(i);
  //  //    Tester Next = TestList.get(i-1);
  //  //    boolean swap=false;
  //  //    if(First.Finalized&&!Next.Finalized){
  //  //      swap=true;
  //  //    }else if(Next.Finalized&&First.Finalized){
  //  //      if(First.Fitness>Next.Fitness){
  //  //        swap=true;
  //  //      }
  //  //    }
  //  //    if(swap){
  //  //      //print("swap");
  //  //      Tester HoldFirst=First.CloneTester();
  //  //      TestList.set(i,Next.CloneTester());
  //  //      TestList.set(i-1,HoldFirst);
  //  //      Organism HoldO=OList.get(i).CloneOrganism();
  //  //      OList.set(i,OList.get(i-1).CloneOrganism());
  //  //      OList.set(i-1,HoldO);
  //  //    }
  //  //  }
  //  //}
    
  //  if (Tests.size() <= 1) {
  //    return Tests;
  //  }else{
  //    ArrayList<Tester> Less=new ArrayList<Tester>();
  //    ArrayList<Tester> Equal=new ArrayList<Tester>();
  //    ArrayList<Tester> More=new ArrayList<Tester>();
  //    Tester T0=Tests.get(0);
  //    for(int i=0;i<Tests.size();i++){
  //      Tester T=Tests.get(i);
  //      if((!T.Finalized&&!T0.Finalized)||(T.Fitness==T0.Fitness)){
  //        Equal.add(T);
  //      }else if( !T0.Finalized||(T.Fitness>T0.Fitness)){
  //        More.add(T);
  //      }else{
  //        Less.add(T);
  //      }
  //    }
  //    ArrayList<Tester> Total=new ArrayList<Tester>();
  //    Total.addAll(QuickSortTests(More));
  //    Total.addAll(Equal);
  //    Total.addAll(QuickSortTests(Less));
  //    return Total;
  //  }
  //}
  
  Boolean InGround(Point P){// Checks if any Point P is within the ground in the Enviroment.
    boolean Under=false;
    for(int f=0;f<BList.size();f++){
      Barrier F=BList.get(f);
      Under=Under||F.WithinBarr(P);
    }
    return Under;
  }
  boolean MoreCalc(Point P){// Sees if any particles are colliding
    Boolean more=false;
    for(int o=0;o<BList.size();o++){
      Barrier B=BList.get(o);
      more=more||B.Collides(P);
    }
    return more;
  }
  int NumColliding(Point P){//number of particles colliding
    int coll=0;
    for(int o=0;o<BList.size();o++){
      Barrier B=BList.get(o);
      if(B.Collides(P)){
        coll++;
      }
    }
    return coll;
  }
  void DrawEnv(int N,Camera Cam,PGraphics Canvas){// Draws ground and organisms.
    for(int f=0;f<BList.size();f++){
      BList.get(f).DrawBarr(Cam,Canvas);
    }
    TestList.get(N).O.DrawO(Cam,Canvas);
  }
  void DrawGround(Camera Cam,PGraphics Canvas){
    for(int f=0;f<BList.size();f++){
      BList.get(f).DrawBarr(Cam,Canvas);
    }
  }
  void DrawOrg(int N,Camera Cam,PGraphics Canvas){
    TestList.get(N).O.DrawO(Cam,Canvas);
  }
}

class Tester implements Comparable<Tester>{
  Organism OOriginal;
  Organism O;
  Enviroment E;
  //Historical Info
  float ParentFitness=20;
  
  float RunTime=60*RUNTIME;
  boolean Finalized=false;
  float Fitness=100;
  Tester(Organism dO,Enviroment dE,float dRunTime){
    OOriginal=dO;
    O=OOriginal.CloneOrganism();
    E=dE;
    OOriginal.E=E;
    O.E=E;
    RunTime=dRunTime;
    SetTester();
  }
  Tester CloneTester(){
    Tester Clone=new Tester(O.CloneOrganism(),E,RunTime);
    Clone.Finalized=Finalized;
    Clone.Fitness=Fitness;
    Clone.ParentFitness=ParentFitness;
    return Clone;
  }
  Tester ReproduceTester(){
    Organism Org=OOriginal.CloneOrganism();
    Org.E=E;
    Org.MutateOrg();
    Tester Clone=new Tester(Org,E,RunTime);
    Clone.ParentFitness=EvaluateSkill();
    return Clone;
  }
  void MutateTester(){
    ParentFitness=EvaluateSkill();
    OOriginal.MutateOrg();
    Reset();
  }
  void Reset(){
    O= OOriginal.CloneOrganism();
    O.E=E;
    SetTester();
    Finalized=false;
  }
  float time;
  void SetTester(){
    time=0;
  }
  void UpdateOrg(){// Updates positions, forces on Organism #N.
    O.CalcNerves();
    O.UpdatePois();
  }
  boolean EndTest(){
    return (time>RunTime)||(!E.InLiveArea(O.CenterOfOrg()));
  }
  float EvaluateSkill(){
    float fitness=0;
    if(!Float.isNaN(O.CenterOfOrg().x)){
      fitness=O.CenterOfOrg().x;
    }
    return fitness;
  }
  float EvaluateFitness(){
    float fitness=EvaluateSkill();
    //print(ParentFitness);
    float a=0.15;
    //0 -> 1/2 at gen 8 or 9
    //0.5 -> 1/2  at gen 9
    //1 -> 1/2 at 8 or 9
    //1.5 ->
    return fitness;//(ParentFitness-fitness)*a;//Rising boost
  }
  void RunTest(){
    if(Finalized==false){
      UpdateTest();
      UpdateOrg();
      if(EndTest()){
        Finalized=true;
        Fitness=EvaluateFitness();
      }
    }
  }
  void UpdateTest(){
    time++;
  }
  void QuickRunTest(){
    while(Finalized==false){
      RunTest();
    }
  }
  int compareTo(Tester T) {
    return Float.compare(T.Fitness,Fitness);
  }
}
// ── B_Organism.pde
String SpeciesName(int[]Number){
   return "S"+Number[0]+"-"+Number[1]+"-"+Number[2]+"-"+Number[3];
}
int[] SpeciesNum(String Name){
  String[] NumS= split(Name.substring(1),"-");
  int[] Numb = new int[NumS.length];
  for(int i=0;i<NumS.length;i++){
    Numb[i]=Integer.parseInt(NumS[i]);
  }
  return Numb;
}
color SpeciesColor(int[] Number){
  colorMode(HSB,100,255,255,255);
  color C=color(100*(float(Number[0])/6.0+float(Number[1])/60.0),200+255*(Number[3]-3)/20.0,255-255*(Number[2]-3)/40.0);
  //print("color "+(100*(float(Number[0])/6.0+float(Number[1])/60.0)));
  colorMode(RGB,255,255,255,255);
  return C;
}
class Organism{ 
  ArrayList<Point> PList= new ArrayList<Point>();
  ArrayList<Muscle> MList=new ArrayList<Muscle>();
  ArrayList<Nerve> NList=new ArrayList<Nerve>();
  float MuteAmount=1;//The rate of mutation for the organism
  Enviroment E;// Enviroment given to Organism . Organisms can exist without them but dont really function
  /* Essencial functions- Makes the organism run.
     These things do all of the updadating, calculating,displaying, and so on in a organism. 
  */
  int[] SpeciesNumber(){
    int NumEyes=0;
    for(int i=0; i<PList.size();i++){
      if(PList.get(i) instanceof Eye){
        NumEyes++;
      }
    }
    int[] Number={PList.size()-NumEyes,NumEyes,MList.size(),NList.size()};
    return Number;// NumPoints, Num Eyes,Num Muscles, Num neu
  }
  String Name(){
   return SpeciesName(SpeciesNumber());
  }
  void SetVars(){ //Sets the muscles and Nerves.
     SetMuscles();
     SetNerves();
  }
  void SetMuscles(){// Lets muscle know what its Points and Organism is
    for(int m= 0;m<MList.size();m++){
      Muscle M= MList.get(m);
      M.O=this;
      M.SetPois();
    }
  }
  void SetNerves(){// Gives Nerve necicary info
    for(int n= 0;n<NList.size();n++){
      Nerve N= NList.get(n);
      N.C=this;
      N.SetPois();
    }
  }
  void PointsFindState(){// Sets the states of the eyes
    //for(int p=0;p<PList.size();p++){
    //  Point Poi=PList.get(p);
    //  if(Poi instanceof Eye){
    //    Poi.State=E.InGround(Poi);
    //  }
    //}
  }
  void PropogateNerves(){// Sends the signals forward, and Calculates new signal (CalcSetPois)
     for(int p=0;p<PList.size();p++){// Sets all Inputs given back to 0
      Point P=PList.get(p);
      if(P.Type=="Input"){// If Eye, find state;
        //P.State=E.InGround(P)? -1:1;
        ((Eye)P).SetState(E);
      }else{
        P.Inputs=P.UncheckedIn;
        P.InputsUsed=0;
      }
    }
    for(int m=0;m<MList.size();m++){
      Muscle M=MList.get(m);
       M.Inputs=M.UncheckedIn;
       M.InputsUsed=0;
    }
    for(int n=0;n<NList.size();n++){//Shifts inputs, sets first to current state;
      Nerve N= NList.get(n);
      for(int s=1;s<N.StateList.length;s++){
          N.StateList[N.StateList.length-s]=N.StateList[N.StateList.length-s-1];    
      }
      N.StateList[0]=N.I.State;
      // Update states
      //if(N.O.UncheckedIn.length<=N.O.InputsUsed){//If not big enougth
      if( N.O.Type!="Input"){
        N.O.Inputs=expand(N.O.Inputs,N.O.InputsUsed+1); // Add to imputs.
        N.O.Inputs[N.O.InputsUsed]=N.StateList[N.Delay];
        N.O.InputsUsed++;
      }
    }
    CalcSetPois();
  }
  void CalcSetPois(){// Sets the State of logics after reciving inputs
    for(int p=0;p<PList.size();p++){
      Point P=PList.get(p);
        P.CalcState();
        //If weights is not up to size, make it
        if(P.Weights.length<P.InputsUsed){
          P.Weights=expand(P.Weights,P.InputsUsed);
        }
    }
    for(int m=0;m<MList.size();m++){
      Muscle M=MList.get(m);
      M.CalcState();
    }
  }
  void CalcNerves(){// fully sets and propogates states
   // PointsFindState();
    PropogateNerves();
  }
  void UpdatePois(){// Updates positions, forces of particeles and muscles
    for(int m=0;m<MList.size();m++){
      Muscle Musc =MList.get(m);
      Musc.CalcForce();
    }
    for(int p=0;p<PList.size();p++){
      Point Poi=PList.get(p);
      if(Poi.Type!="Input"){// I DONT CAL IT EXPEREMENTAL FOR NOTHING
        //for(int num=0;(E.NumColliding(Poi)>0)&&(num<=E.NumColliding(Poi)+2);num++){// RUNS THROU BARRIERS, checks if any is colliding or too many are colliding
          //if(num>E.NumColliding(Poi)+1){
          //  Poi.Acc=new PVector(0,0);//STABLEISE
          //  Poi.Vel=new PVector(0,0);
          //}
          for(int o=0;o<E.BList.size();o++){
            Barrier B=E.BList.get(o);
            B.CheckColl(Poi);// CALC COLL
          }                                      // SHOULD BE IN ENV??
        //}    
      }
      Poi.UpdateP();
    }
  }
  void DrawO(Camera Cam, PGraphics Canvas){// Draws all things in an organism
    for(int m=0;m<MList.size();m++){
      Muscle Musc =MList.get(m);
      fill(255);
      Musc.DrawM(Cam,Canvas);
    }
    for(int n= 0;n<NList.size();n++){
      Nerve N= NList.get(n);
      N.DrawNerve(Cam,Canvas);
    }
    for(int p=0;p<PList.size();p++){
      Point Poi=PList.get(p);
      fill(255);
      Poi.DrawP(Cam,Canvas);
    }
  }
  /*Useful Manipulations- Lets you change shtuff
    Does all kinds of things, adds points,deletes points...  Essensial functions for evolution are here.
 */
  Organism CloneOrganism(){// Returns Copy of organism.  ORGANISM NOT GIVEN ENVIROMENT]
    Organism Org = new Organism();
    Org.MuteAmount=MuteAmount;
    for(int p=0;p<PList.size();p++){
      Point P=PList.get(p);
      Org.PList.add(P.ClonePoint());
    }
   for(int m= 0;m<MList.size();m++){
      Muscle M= MList.get(m);
      Org.MList.add(M.CloneMuscle());
      Org.MList.get(m).O= Org;
      Org.MList.get(m).SetPois();
    }
    for(int n= 0;n<NList.size();n++){
      Nerve Neu= NList.get(n);
      Org.NList.add(Neu.CloneNerve());
      Org.NList.get(n).C= Org;
      Org.NList.get(n).SetPois();
    }
    return Org;
  }
  void MutateOrg(){
    MuteAmount+=randomGaussian()*0.06;
    int NumPoiRemoved=abs(round(MuteAmount*randomGaussian()*0.26));
    for(int r=0;r<NumPoiRemoved;r++){
      if(PList.size()>0){
        RemovePoi(randomInt(0,PList.size()-1));
      }
    }
    int NumPoiAdded=abs(round(MuteAmount*randomGaussian()*0.265));
    for(int a=0;a<NumPoiAdded;a++){
      //AddNewPoi();
      AddNewConnectedPoi();
    }
    int NumMuscRemoved=abs(round(MuteAmount*randomGaussian()*0.25));
    for(int rm=0;rm<NumMuscRemoved;rm++){
      if(MList.size()>0){
        RemoveMusc(randomInt(0,MList.size()-1));
      }
    }
    int NumMuscAdded=abs(round(MuteAmount*randomGaussian()*0.3));
    for(int am=0;am<NumMuscAdded;am++){
      AddNewMusc();
    }
    int NumNeuRemoved=abs(round(MuteAmount*randomGaussian()*0.28));
    for(int rn=0;rn<NumNeuRemoved;rn++){
      if(NList.size()>0){
        RemoveNeu(randomInt(0,NList.size()-1));
      }
    }
    int NumNeuAdded=abs(round(MuteAmount*randomGaussian()*0.3));
    for(int an=0;an<NumNeuAdded;an++){
      AddNewNeu();
    }
    for(int p=0;p<PList.size();p++){
      MutatePoi(p);
    }

    for(int m=0;m<MList.size();m++){
      MutateMusc(m);
    }

    for(int n=0;n<NList.size();n++){
      MutateNeu(n);
    }
    
    FixSmarts();
  }
  void FixSmarts(){//Makes sure weights array is up to size
    for(int p=0;p<PList.size();p++){// Sets all Inputs given back to 0
      Point P=PList.get(p);
      if(P.Type!="Input"){
        P.InputsUsed=0;
      }else{
        P.InputsUsed=((Eye)P).EyeRays.size();
      }
    }
    for(int m=0;m<MList.size();m++){
      Muscle M=MList.get(m);
       M.InputsUsed=0;
    }
    for(int n=0;n<NList.size();n++){//Shifts inputs, sets first to current state;
      Nerve N= NList.get(n);
      if( N.O.Type!="Input"){
        N.O.InputsUsed++;
      }
    }
    for(int p=0;p<PList.size();p++){
      Point P=PList.get(p);
      //If weights is not up to size, make it
      if(P.Weights.length<=P.InputsUsed){
        int prevSize=P.Weights.length;
        P.Weights=expand(P.Weights,P.InputsUsed+1);
       if(P.Type=="Input"){
          for(int i=prevSize;i<P.Weights.length;i++){
            P.Weights[i]=randomGaussian()*0.1;
          }
        }else{
          for(int i=prevSize;i<P.Weights.length;i++){
            P.Weights[i]=randomGaussian()*0.2;
          }
        }
      }
    }
     for(int m=0;m<MList.size();m++){
      Muscle M=MList.get(m);
      //If weights is not up to size, make it
      if(M.Weights.length<M.InputsUsed){
        int prevSize=M.Weights.length;
        M.Weights=expand(M.Weights,M.InputsUsed);
        for(int i=prevSize;i<M.Weights.length;i++){
          M.Weights[i]= randomGaussian()*0.2;
        }
      }
    }
  }
  void FixNewOrg(){
    for(int p=0;p<PList.size();p++){// Sets all Inputs given back to 0
      Point P=PList.get(p);
      if(P.Type!="Input"){
        P.InputsUsed=0;
      }else{
        P.InputsUsed=((Eye)P).EyeRays.size();
      }
    }
    for(int m=0;m<MList.size();m++){
      Muscle M=MList.get(m);
       M.InputsUsed=0;
    }
    for(int n=0;n<NList.size();n++){//Shifts inputs, sets first to current state;
      Nerve N= NList.get(n);
      if( N.O.Type!="Input"){
        N.O.InputsUsed++;
      }
    }
    for(int p=0;p<PList.size();p++){
      Point P=PList.get(p);
      //If weights is not up to size, make it
      if(P.Weights.length<=P.InputsUsed){
        int prevSize=P.Weights.length;
        P.Weights=expand(P.Weights,P.InputsUsed+1);
        if(P.Type=="Input"){
          for(int i=prevSize;i<P.Weights.length;i++){
            P.Weights[i]=randomGaussian()*8.0;
          }
        }else{
          int plus=0;
          int minus=0;
          for(int i=prevSize;i<P.Weights.length;i++){
            if(random(1)>0.5){
              P.Weights[i]=10; //randomGaussian()*15.0;
              plus++;
            }else{
              P.Weights[i]=-10; //randomGaussian()*15.0;
              minus++;
            }
          }
          int NumRequired= randomInt(-minus,plus);
          P.Bias=-NumRequired*10.0/2;
        }
      }
    }
     for(int m=0;m<MList.size();m++){
      Muscle M=MList.get(m);
      //If weights is not up to size, make it
      if(M.Weights.length<M.InputsUsed){
        int prevSize=M.Weights.length;
        M.Weights=expand(M.Weights,M.InputsUsed);
        for(int i=prevSize;i<M.Weights.length;i++){
          M.Weights[i]=10;// randomGaussian()*15.0;
        }
        int NumRequired= min(floor(abs(randomGaussian()*3)),M.InputsUsed);
        M.Bias=-NumRequired*10.0/2;
      }
    }
  }
  
  void GenNewPoi(){ //Generates and adds a random new Point.
      PVector Position=new PVector(random(E.SummonPos.x,E.SummonPos.x+E.SummonRect.x),random(E.SummonPos.y,E.SummonPos.y+E.SummonRect.y));
      PList.add(new Point(Position,new PVector(0,0),5,0.25+randomGaussian()*0.08,new float[]{},randomGaussian()*15,new float[]{}));
  }
  void AddNewPoi(){ ////Generates and adds a random new Point.
    if(random(1)>0.2){// 1 in 5 are eyes
      GenNewPoi();
    }else{
      GenNewEye();
    }
  }
  void AddNewConnectedPoi(){//Generated and ads a random new point with connections to others.
      if(random(1)>0.2){// 1 in 5 are eyes
        GenNewPoi();
      }else{
        GenNewEye();
      }
      int PoiA=PList.size()-1;
      int numMusc=abs(round(MuteAmount*randomGaussian()*2.2));
      if(numMusc<PList.size()-1){
       for(int i=0;i<numMusc;i++){
         int PoiB=randomInt(0,PList.size()-2);
         while((PoiA==PoiB)||(MuscInOrg(PoiA,PoiB))){
           PoiB=randomInt(0,PList.size()-2);
         }
         MList.add(new Muscle(PoiA,PoiB,new float[]{random(0,0.3),random(50,200),0.7},new float[]{random(0,0.3),random(50,200),0.7},new float[]{},randomGaussian()*15,new float[]{}));
         MList.get(MList.size()-1).O=this;
         MList.get(MList.size()-1).SetPois();
       }
     }
      
     int numNeu=abs(round(MuteAmount*randomGaussian()*1.2));
     if(numNeu<PList.size()-1+MList.size()){
       for(int i=0;i<numNeu;i++){
         int PoiB=randomInt(0,PList.size()+MList.size()-1);
         boolean Last=false;
         if(PoiB<=PList.size()-1){}else{
           Last=true;
           PoiB-=PList.size();
         }
         while(NeuInOrg(PoiA,Last,PoiB)
         ||((Last==false)&&((PoiA==PoiB)||(PList.get(PoiB) instanceof Eye)))
         ){
           PoiA=randomInt(0,PList.size()-1);
           PoiB=randomInt(0,PList.size()+MList.size()-1);
           Last=false;
           if(PoiB<=PList.size()-1){}else{
             Last=true;
             PoiB-=PList.size();
           }
         }
         NList.add(new Nerve(PoiA,Last,PoiB,randomInt(1,60)));
         NList.get(NList.size()-1).C=this;
         NList.get(NList.size()-1).SetPois();
       }
     }
  }
  void GenNewEye(){
     PVector Position=new PVector(random(E.SummonPos.x,E.SummonPos.x+E.SummonRect.x),random(E.SummonPos.y,E.SummonPos.y+E.SummonRect.y));
     ArrayList<PVector> RayDirs=new ArrayList<PVector>();
     int NumEyes= ceil(abs(randomGaussian()*0.7));
     for(int i=0;i<NumEyes;i++){
       float len= random(40,80);
       float ang=random(0,TWO_PI);
       PVector Dir= new PVector(len*cos(ang),len*sin(ang));
       RayDirs.add(Dir);
     }
     PList.add(new Eye(Position,new PVector(0,0),1,0,RayDirs,new float[]{},randomGaussian()*13));
  }
  
  void RemovePoi(int N){//Removes given point without ruining Nerves and Muscles
    for(int i=NList.size()-1;i>=0;i--){
      Nerve Neu=NList.get(i);
      if(Neu.IPoiNum==N){
        NList.remove(i);
      }
      if(Neu.Final==false){
        if(Neu.EPoiNum==N){
          NList.remove(i);
        }
      }
    }
    for(int i=MList.size()-1;i>=0;i--){
      Muscle Mus=MList.get(i);
      if((Mus.APoiNum==N)||(Mus.BPoiNum==N)){
        RemoveMusc(i);
        SetVars();
      }
    }
    
    PList.remove(N);
    
    for(int i=0;i<NList.size();i++){
      Nerve Neu=NList.get(i);
      Neu.IPoiNum=PList.indexOf(Neu.I);
      if(Neu.Final==false){
        Neu.EPoiNum=PList.indexOf(Neu.O);
      }
    }
    for(int i=0;i<MList.size();i++){
      Muscle Mus=MList.get(i);
      Mus.APoiNum=PList.indexOf(Mus.A);
      Mus.BPoiNum=PList.indexOf(Mus.B);
    }
  }
  void MutatePoi(int N){
    //float MuteAmount=0.3;
    Point Poi= PList.get(N);
    if(Poi.Type.equals("Input")){
      Poi.MutateSmart(MuteAmount*2.0);
    }else{
      Poi.MutateSmart(MuteAmount);
    }
    PVector Rand=new PVector(MuteAmount*randomGaussian()/2,MuteAmount*randomGaussian()/2);
    Poi.Pos=PVadd(Poi.Pos,Rand);
    if(Poi.Pos.x<E.SummonPos.x){
      Poi.Pos.x=E.SummonPos.x;
    }
    if(Poi.Pos.y<E.SummonPos.y){
      Poi.Pos.y=E.SummonPos.y;
    }
    if(Poi.Pos.x>E.SummonPos.x+E.SummonRect.x){
      Poi.Pos.x=E.SummonPos.x+E.SummonRect.x;
    }
    if(Poi.Pos.y>E.SummonPos.y+E.SummonRect.y){
      Poi.Pos.y=E.SummonPos.y+E.SummonRect.y;
    }
    Poi.Friction+=MuteAmount*randomGaussian()*0.015;
    if(Poi.Friction<0.2){
     Poi.Friction=0.2; 
    }
    if(Poi.Friction>0.7){
     Poi.Friction=0.7;
    }
    if (Poi.Type.equals("Input")){
      //PVector mult=new PVector(random(1.0-0.05*MuteAmount,1.0+0.05*MuteAmount),random(0.05*MuteAmount,-0.05*MuteAmount));
      Eye Inp= (Eye)Poi;
      float NumNewEyes=floor(abs(randomGaussian()*0.6*MuteAmount));     
      for(int i=0;i<NumNewEyes;i++){
       float len= random(40,80);
       float ang=random(0,TWO_PI);
       PVector Dir= new PVector(len*cos(ang),len*sin(ang));
       Inp.EyeRays.add(new Ray(Inp.Pos,Dir));
     }
        
      float NumDelEye=floor(abs(randomGaussian()*0.6*MuteAmount));
      for(int i=0;i<NumDelEye;i++){
         if(Inp.EyeRays.size()>1){
            int ind=randomInt(0,Inp.EyeRays.size()-1);
            Inp.EyeRays.remove(ind);
         }
      }
      
      for(int i=0;i<Inp.EyeRays.size();i++){
        Ray EyeRay=Inp.EyeRays.get(i);
        PVector mult=new PVector(1.0+randomGaussian()*0.06*MuteAmount,randomGaussian()*0.06*MuteAmount);
        PVector dir=EyeRay.Dir;
        EyeRay.Dir=PVMult(dir,mult);
        if (PVmag(dir)>100){
           EyeRay.Dir=PVsetmag( dir,100);
        }
        if( PVmag(dir)<50 ){
          EyeRay.Dir=PVsetmag( dir,50);
        }
      }
    }
  }
  
  boolean MuscInOrg(int Pa,int Pb){// Checks if a point number is already used in a mucscle. Stops double muscles.
    boolean end= false;
    for(int m= 0;m<MList.size();m++){
      Muscle M= MList.get(m);
      if(((M.APoiNum==Pa)&&(M.BPoiNum==Pb))||((M.BPoiNum==Pa)&&(M.APoiNum==Pb))){
        end=true;
      }
    }
    return end;
  }
  void GenNewMusc(){//Generates and adds a random new Muscle. For when the creature is initially made
     if(((PList.size()<2)||(MList.size()>=(PList.size()*(PList.size()-1))/2))==false){
       int PoiA=randomInt(0,PList.size()-1);
       int PoiB=randomInt(0,PList.size()-1);
       while((PoiA==PoiB)||(MuscInOrg(PoiA,PoiB))){
         PoiA=randomInt(0,PList.size()-1);
         PoiB=randomInt(0,PList.size()-1);
       }
       MList.add(new Muscle(PoiA,PoiB,new float[]{random(0,0.8),random(50,200),0.7},new float[]{random(0,0.8),random(50,200),0.7},new float[]{},randomGaussian()*15,new float[]{}));
       MList.get(MList.size()-1).O=this;
       MList.get(MList.size()-1).SetPois();
     }
  }
  void AddNewMusc(){//Generates and adds a random new Muscle. For when the creature being mutated-> less strong muscles, so less likely to break it
    if(((PList.size()<2)||(MList.size()>=(PList.size()*(PList.size()-1))/2))==false){
       int PoiA=randomInt(0,PList.size()-1);
       int PoiB=randomInt(0,PList.size()-1);
       while((PoiA==PoiB)||(MuscInOrg(PoiA,PoiB))){
         PoiA=randomInt(0,PList.size()-1);
         PoiB=randomInt(0,PList.size()-1);
       }
       MList.add(new Muscle(PoiA,PoiB,new float[]{random(0,0.3),random(50,200),0.7},new float[]{random(0,0.3),random(50,200),0.7},new float[]{},randomGaussian()*15,new float[]{}));
       MList.get(MList.size()-1).O=this;
       MList.get(MList.size()-1).SetPois();
    }
  }
  void RemoveMusc(int N){// Removes specified muscle, keeps Nerves from breaking
   for(int i=NList.size()-1;i>=0;i--){
      Nerve Neu=NList.get(i);
      if(Neu.Final){
        if(Neu.EPoiNum==N){
          NList.remove(i);
        }
      }
    }
    MList.remove(N);
    for(int i=0;i<NList.size();i++){
      Nerve Neu=NList.get(i);
      if(Neu.Final){
        Neu.EPoiNum=MList.indexOf(Neu.O);
      }
    }
  }
  void MutateMusc(int N){
    //float MuteAmount=0.3;
    Muscle Musc=MList.get(N);
    Musc.MutateSmart(MuteAmount);
    
    float[] StateMod=new float[3];
    //print("StateMod is "+StateMod[0]+"  "+StateMod[1]+"  "+StateMod[2]);
    StateMod[0]=randomGaussian()*.0005*MuteAmount;
    StateMod[1]=randomGaussian()*.001*MuteAmount;
    StateMod[2]=randomGaussian()*.0002*MuteAmount;
    Musc.StateA[0]+=StateMod[0];
    if(Musc.StateA[0]<0){
      Musc.StateA[0]=0;
    }if(Musc.StateA[0]>1){
      Musc.StateA[0]=1;
    }
    Musc.StateA[1]+=StateMod[1];
    if(Musc.StateA[1]<0){
      Musc.StateA[1]=0;
    }if(Musc.StateA[1]>200){
      Musc.StateA[1]=200;
    }
    Musc.StateA[2]+=StateMod[2];
    if(Musc.StateA[2]<0){
      Musc.StateA[2]=0;
    }if(Musc.StateA[2]>1){
      Musc.StateA[2]=1;
    }
    StateMod[0]=randomGaussian()*.0005*MuteAmount;
    StateMod[1]=randomGaussian()*001*MuteAmount;
    StateMod[2]=randomGaussian()*.0002*MuteAmount;
    //print("StateMod is "+StateMod[0]+"  "+StateMod[1]+"  "+StateMod[2]);
    Musc.StateB[0]+=StateMod[0];
    if(Musc.StateB[0]<0){
      Musc.StateB[0]=0;
    }if(Musc.StateB[0]>1){
      Musc.StateB[0]=1;
    }
    Musc.StateB[1]+=StateMod[1];
    if(Musc.StateB[1]<0){
      Musc.StateB[1]=0;
    }if(Musc.StateB[1]>200){
      Musc.StateB[1]=200;
    }
    Musc.StateB[2]+=StateMod[2];
    if(Musc.StateB[2]<0){
      Musc.StateB[2]=0;
    }if(Musc.StateB[2]>1){
      Musc.StateB[2]=1;
    }
  }
  boolean NeuInOrg(int Pa,boolean Last,int Pb){// Checks if a point number is already used in a Nerve.
    boolean end= false;
    for(int n= 0;n<NList.size();n++){
      Nerve N= NList.get(n);
      if(Last){
        if(N.Final){
          if(Pb==N.EPoiNum){// Only one Nerve can go to a muscle;
            end=true;
          }
        }
      }else{
        if(N.Final==false){
          if(((Pa==N.IPoiNum)&&(Pb==N.EPoiNum))||(Pb==N.IPoiNum)&&(Pa==N.EPoiNum)){
            end=true;
          }
        }
      }
    }
    return end;
  }
  boolean NewNeu(){// Checks if NewNeus are possible
    int EyePoiTaken=0;
    int PoiPoiTaken=0;
    int PoiMuscTaken=0;
    int NumLogics=0;
    int NumEyes=0;
    for(int p=0;p<PList.size();p++){
      Point P=PList.get(p);
      if(P instanceof Eye){
        NumEyes++;
      }else{
        NumLogics++;
      }
    }
    for(int n= 0;n<NList.size();n++){
      Nerve N= NList.get(n);
      if((N.Final==false)&&(N.I.Type=="Input")&&(N.O.Type!="Output")){
        EyePoiTaken++;
      }if((N.Final==false)&&(N.I.Type!="Input")&&(N.I.Type!="Output")){
        PoiPoiTaken++;
      }if(N.Final){
        PoiMuscTaken++;
      }
    }
    return ((EyePoiTaken<NumLogics*NumEyes)||(PoiPoiTaken<(NumLogics*(NumLogics-1))/2)||(PoiMuscTaken<MList.size()));
  }
  void GenNewNeu(){//Generates and adds a random new Nerve.
   if(NewNeu()){
     int PoiA=randomInt(0,PList.size()-1);
     int PoiB=randomInt(0,PList.size()+MList.size()-1);
     boolean Last=false;
     if(PoiB<=PList.size()-1){}else{
       Last=true;
       PoiB-=PList.size();
     }
     while(NeuInOrg(PoiA,Last,PoiB)
     ||((Last==false)&&((PoiA==PoiB)||(PList.get(PoiB) instanceof Eye)))
     ){
       PoiA=randomInt(0,PList.size()-1);
       PoiB=randomInt(0,PList.size()+MList.size()-1);
       Last=false;
       if(PoiB<=PList.size()-1){}else{
         Last=true;
         PoiB-=PList.size();
       }
     }
     NList.add(new Nerve(PoiA,Last,PoiB,randomInt(1,60)));
     NList.get(NList.size()-1).C=this;
     NList.get(NList.size()-1).SetPois();
   }
  }
  void AddNewNeu(){//Generates and adds a random new Nerve.
    GenNewNeu();
  }
  void RemoveNeu(int N){NList.remove(N);}
  void MutateNeu(int N){
    //float MuteAmount=0.4;
    Nerve Neu= NList.get(N);
    int Shift=round(randomGaussian()*0.002*MuteAmount);
    //print("Shift amount for delay is"+Shift);
    Neu.Delay+=Shift;
    if(Neu.Delay<1){
     Neu.Delay=1;
    }if(Neu.Delay>2*60){
      Neu.Delay=2*20;
    }
  }
  /* NickNacks- Other stuff
  */
  PVector CenterOfOrg(){
    PVector Center=new PVector(0,0);
    float TotalMass=0;
    for(int p=0;p<PList.size();p++){
      Point P=PList.get(p);
      if(!(P instanceof Eye)){
        Center= PVadd(Center,PVextend(P.Pos,P.Mass));
        TotalMass+=P.Mass;
      }
    }
    Center=PVextend(Center,float(1)/TotalMass);
    if(Float.isNaN(Center.x)||Float.isNaN(Center.y)){
      Center=new PVector(0,0);
    }
    return Center;
  }
  
}
// ── C_PhysicalObjects.pde
class Smart{
  String Type;//"Input","Node", or "Output"
  float State=0;
  float[]Weights;
  float Bias;
  float[]Inputs=new float[0];// All the Inputs given to node
  float[]UncheckedIn;
  String Activation;//"Relu", or "Sigmoid" 
  int InputsUsed=0;
  
  Smart(String dType,float[]dWeights,float dBias,float[] Din){
    Type=dType;
    Weights=dWeights;
    Bias=dBias;
    UncheckedIn=Din;
    if(Type=="Input"){
      Activation="Tanh";
    }else if(Type=="Node"){
      Activation="Sigmoid";//"Relu";
    }else if(Type=="Output"){
      Activation="Sigmoid";
    }
  }
  float Activation(float Val){
      if(Activation=="Relu"){
        return max(0,Val);
      }else if(Activation=="Sigmoid"){
        return 1.0/(1+exp(-Val));
      }else if(Activation=="Tanh"){
        if(Val>20){
          return 1;
        }
        if(Val<-20){
          return -1; 
        }
        return (exp(Val)-1)/(exp(Val)+1);
      }else{
        return Val;
      }
  }
  void CalcState(){// Calculates the result of the node
    if(Type!="Input"){
      float out=0;
      for(int i=0;i<Inputs.length;i++){
        if(i<Weights.length){
          out+=Weights[i]*Inputs[i];
        }
      }
      out+=Bias;
      State=Activation(out);
    }
  }
  void MutateSmart(float MuteAmount){
    for(int i=0;i<Weights.length;i++){
      Weights[i]+=MuteAmount*randomGaussian()*0.03;
      if(Weights[i]<-20){
        Weights[i]=-20;
      }
      if(Weights[i]>20){
        Weights[i]=20;
      }
    }
    Bias+=MuteAmount*randomGaussian()*0.04;
    if(Bias<-100){
       Bias=-100; 
    }if(Bias>100){
       Bias=100; 
    }
  }
}

class Point extends Smart{
  PVector Pos;
  PVector Vel;
  PVector Acc=new PVector(0,0);
  float Mass;
  float Friction;//0,No friction, 1 Complete friction.
  float Radius;

  Point(PVector dPos,PVector dVel,float dMass,float dFriction,float[]dWeights,float dBias,float[] dIn){
     super("Node",dWeights,dBias,dIn);
    Pos=dPos; Vel=dVel; Mass= dMass; Friction=dFriction;//LogicType=DLogic;
    Radius=11;
  }
  Point(PVector dPos,PVector dVel,float dMass,float dFriction,float[] dWeight,float dBias){//For Eye
    super("Input",new float[]{},0,new float[]{});
    Pos=dPos; Vel=dVel; Mass= dMass; Friction=dFriction;
    Radius=9;
    Weights=dWeight;
    Bias=dBias;
  }
  Point ClonePoint(){ //Returns a Copy of a Particular Point.
    Point P;
     P=new Point(Pos.copy(),Vel.copy(),Mass,Friction,FArrayCopy(Weights),Bias,FArrayCopy(UncheckedIn));
    return P;
  }
  PVector NextPos(){// Calc the next position of Point.
    return PVadd(Pos,PVadd(Vel,PVextend(Acc,0.5)));
  }
  void UpdateP(){// Updates the Positions, Velocities,and so on of the point.
    Pos=NextPos();
    Vel=PVadd(Vel,Acc);
    Acc=new PVector(0,0.3);//Grav
  }
  //void ApplyForce(PVector force){
  //  Acc=PVadd(Acc,PVextend(force,1/Mass));
  //}
  void DrawP(Camera Cam,PGraphics Canvas){// Draws Point.
     //if(Type!="Input"){
      //Canvas.strokeWeight(3+Friction*2);
      //Canvas.text("State:"+State,Cam.RealToScreenX(Pos.x),Cam.RealToScreenY(Pos.y));  
      //Canvas.text("Weights:"+Weights.length,Cam.RealToScreenX(Pos.x),Cam.RealToScreenY(Pos.y+20));
      Canvas.stroke(0);
      Canvas.strokeWeight((1+Friction*3)*Cam.Zoom);
      Canvas.fill(0,State*200,255);
      Canvas.ellipse(Cam.RealToScreenX(Pos.x),Cam.RealToScreenY(Pos.y),Radius*2*Cam.Zoom,Radius*2*Cam.Zoom);
      Canvas.stroke(0);
      for(int i=0;i<Inputs.length;i++){
        PVector DotPos= new PVector(Pos.x+(i-(float)(Inputs.length-1)/2.0)*10,Pos.y+16);
        
        Canvas.strokeWeight(3*Cam.Zoom);
        Canvas.stroke(0,Activation(Weights[i])*200,255);
        Canvas.line(Cam.RealToScreenX(DotPos.x),Cam.RealToScreenY(DotPos.y),Cam.RealToScreenX(Pos.x),Cam.RealToScreenY(Pos.y));
        
        
        Canvas.strokeWeight(1*Cam.Zoom);
        Canvas.stroke(0);
        Canvas.fill(0,Activation(Inputs[i])*200,255);
        Canvas.ellipse(Cam.RealToScreenX(DotPos.x),Cam.RealToScreenY(DotPos.y),8*Cam.Zoom,8*Cam.Zoom);
      }
      
      Canvas.stroke(0,100);
      Canvas.fill(0,Activation(Bias)*200,255,100);
      Canvas.ellipse(Cam.RealToScreenX(Pos.x),Cam.RealToScreenY(Pos.y),8*Cam.Zoom,8*Cam.Zoom);
     //}else{//Eye
      
     //}
  }
}
class Eye extends Point{
  ArrayList<Ray> EyeRays;
  Eye(PVector dPos,PVector dVel,float dMass,float  dFriction, ArrayList<PVector> dRayDirs, float dWeight[],float dBias){
     super(dPos,dVel,dMass,dFriction,dWeight,dBias);
     EyeRays=new ArrayList<Ray>();
     for(int i=0;i<dRayDirs.size();i++){
       EyeRays.add(new Ray(dPos, dRayDirs.get(i).copy()));
     }
  }
  Point ClonePoint(){
    ArrayList<PVector> RayDirs= new ArrayList<PVector>();
    for(int i=0;i<EyeRays.size();i++){
      RayDirs.add(EyeRays.get(i).Dir.copy()); 
    }
     return new Eye(Pos.copy(),Vel.copy(),Mass,Friction,RayDirs,FArrayCopy(Weights),Bias);
  }
  void DrawP(Camera Cam,PGraphics Canvas){// Draws Eye.
    Canvas.strokeWeight(1*Cam.Zoom);
    if(State>0){
        Canvas.fill(State*200,0,255);
    }else{
        Canvas.fill(0,-State*200,255);
    }
    Canvas.stroke(0);
    Canvas.ellipse(Cam.RealToScreenX(Pos.x),Cam.RealToScreenY(Pos.y),Radius*2*Cam.Zoom,Radius*2*Cam.Zoom);
    
    for(int i=0; i<EyeRays.size();i++){
      Ray EyeRay= EyeRays.get(i);
      PVector Origin=Pos.copy();
      PVector End= EyeRay.PrevInt.copy();
      PVector PrevPoint=Origin.copy();
      PVector Disp=PVadd(End,PVminus(Origin));
      Canvas.strokeWeight(1.3*Cam.Zoom);
      for(float j=0;j<=1;j+=1.0/100){
         PVector Point=PVlerp(Origin,End,j);
         float state=Activation(PVDivide(Disp,EyeRay.Dir).x*Weights[i]);
         if(state>0){
            Canvas.stroke(state*200,0,255,Weights[i]*15+30);
          }else{
            Canvas.stroke(0,-state*200,255,Weights[i]*15+30);
          }
         Canvas.line(Cam.RealToScreenX(PrevPoint.x),Cam.RealToScreenY(PrevPoint.y),Cam.RealToScreenX(Point.x),Cam.RealToScreenY(Point.y));
         PrevPoint=Point;
      }
      
      Canvas.stroke(0);
      Canvas.strokeWeight(3*Cam.Zoom);
      Canvas.line(Cam.RealToScreenX(Pos.x),Cam.RealToScreenY(Pos.y),Cam.RealToScreenX(Pos.x+PVsetmag(EyeRay.Dir,Radius).x),Cam.RealToScreenY(Pos.y+PVsetmag(EyeRay.Dir,Radius).y));
    }
    //Canvas.line(Cam.RealToScreenX(Pos.x),Cam.RealToScreenY(Pos.y),Cam.RealToScreenX(EyeRay.PrevInt.x),Cam.RealToScreenY(EyeRay.PrevInt.y));
    
  } 
  void UpdateP(){// Add eyeray update
    super.UpdateP();
    for(int i=0; i<EyeRays.size();i++){
      EyeRays.get(i).Pos=Pos;//Update raycaster pos
    }
  }
  
  void SetState(Enviroment E){
    //State=E.InGround(this)? -1:1;
    //State= EyeRay.RayValue(E.BList);
    float Sum=0;
    for(int i=0; i<EyeRays.size();i++){
       Sum+=EyeRays.get(i).RayValue(E.BList)*Weights[i];
    }
    State= Activation(Sum+Bias);
  }
}
//class Logic extends Point{
//  int LogicType;
//  boolean[]Inputs=new boolean[0];// All the Inputs given to node
//  boolean[]UncheckedIn;
//  int InputsUsed=0;
//  Logic(PVector dPos,PVector dVel,float dMass,float dFriction,int dLogic,boolean[] Din){
//    super(dPos,dVel,dMass,dFriction);
//    LogicType=dLogic;
//    UncheckedIn=Din;
//  }
//  void CalcLogic(){// Calculates the result of the node.
//    boolean out= false;
//    if(LogicType==0){
//       out=Inputs[0]&&Inputs[1]; // and
//    }if(LogicType==1){
//      out= Inputs[0]||Inputs[1]; // or
//    }if(LogicType==2){
//      out= (Inputs[0]==false);  // not
//    }
//    State=out;
//  }
//  Boolean CalcPossible(){// Checks if calcultion is possible.   Just a precaution
//    boolean out= false;
//    if(LogicType==0){
//       out=(Inputs.length>=2)||(UncheckedIn.length>=2);
//    }if(LogicType==1){
//      out= (Inputs.length>=2)||(UncheckedIn.length>=2);
//    }if(LogicType==2){
//      out= (Inputs.length>=1)||(UncheckedIn.length>=1);
//    }
//    return out;
//  }
//  void DrawLogic(Camera Cam,PGraphics Canvas){
//    Canvas.stroke(0);
//    Canvas.strokeWeight(1.2*Cam.Zoom);
//    if(State){
//      Canvas.fill(215*lerp(1,0.2,Friction),255*lerp(1,0.2,Friction),215*lerp(1,0.2,Friction));
//    }else{
//      Canvas.fill(0,200*lerp(1,0.2,Friction),0);
//    }
//    Canvas.ellipse(Cam.RealToScreenX(Pos.x),Cam.RealToScreenY(Pos.y),17*Cam.Zoom,17*Cam.Zoom);
//    Canvas.fill(0,0,0,100);
//    String Symbol="";
//    if(LogicType==0){
//      Symbol="&";
//    }if(LogicType==1){
//      Symbol="||";
//    }if(LogicType==2){
//      Symbol=" !";
//    }
//    Canvas.textSize(12*Cam.Zoom);
//    Canvas.text(Symbol,Cam.RealToScreenX(Pos.x-4),Cam.RealToScreenY(Pos.y+4));
//    for(int i=0;i<Inputs.length;i++){
//      if(Inputs[i]){
//        Canvas.fill(215,255,215);
//      }else{
//        Canvas.fill(0,200,0);
//      }
//      Canvas.ellipse(Cam.RealToScreenX(Pos.x+i*10),Cam.RealToScreenY(Pos.y+13),6*Cam.Zoom,6*Cam.Zoom);
//    }
//  }
//}
class Muscle extends Smart{
  int APoiNum;
  int BPoiNum;
  Point A;
  Point B;
  float Force;
  float Length;
  float Damp;
  float[] StateA=new float[3];// The force,length, damp of the muscle in state true,
  float[] StateB=new float[3];// In False..
  Organism O;
 
  Muscle(int dAPoiNum,int dBPoiNum,float[] dStateA,float[] dStateB,float[]dWeights,float dBias,float[] dIn){
    super("Output",dWeights,dBias,dIn);
    APoiNum= dAPoiNum; BPoiNum= dBPoiNum;
    StateA=dStateA;
    StateB=dStateB;
  }
  void SetPois(){// Sets the Points after a organism is given.
    A=O.PList.get(APoiNum);
    B=O.PList.get(BPoiNum);
  }
  Muscle CloneMuscle(){// Returns Copy of the muscle.
    return new Muscle(APoiNum,BPoiNum,FArrayCopy(StateA),FArrayCopy(StateB),FArrayCopy(Weights),Bias,FArrayCopy(UncheckedIn));
  }
  void CalcForce(){// Sets the state,and updates the velocity of the two particles using spring physics.
    Force=FlLerp(StateA[0],StateB[0],State);Length=FlLerp(StateA[1],StateB[1],State);Damp=FlLerp(StateA[2],StateB[2],State);
    PVector Dist=new PVector(B.Pos.x-A.Pos.x,B.Pos.y-A.Pos.y);
    float Len=sqrt(Dist.x*Dist.x+Dist.y*Dist.y);
    //PVector NDist=PVextend(Dist,1.0/Len);
    A.Vel=PVDivide(A.Vel,Dist);
    B.Vel=PVDivide(B.Vel,Dist);
    
    PVector Slide=PVextend(PVadd(PVextend(A.Vel,A.Mass),PVextend(B.Vel,B.Mass)),1.0/(A.Mass+B.Mass));

    A.Vel=PVadd(A.Vel,new PVector((1-Length/Len)*Force/A.Mass,0));
   
    A.Vel.x-=Slide.x;
    A.Vel.x*=Damp;
    A.Vel.x+=Slide.x;
    
    B.Vel=PVadd(B.Vel,new PVector(-(1-Length/Len)*Force/B.Mass,0));

    B.Vel.x-=Slide.x;
    B.Vel.x*=Damp;
    B.Vel.x+=Slide.x;
    
    A.Vel=PVMult(A.Vel,Dist);
    B.Vel=PVMult(B.Vel,Dist);
  }  
  PVector Middle(){//Returns middle of points.
    return new PVector((A.Pos.x+B.Pos.x)/2,(A.Pos.y+B.Pos.y)/2);
  }
  void DrawM(Camera Cam ,PGraphics Canvas){// Draws Muscle.
    Force=FlLerp(StateA[0],StateB[0],State);
    Canvas.stroke(0,0,0,(Force/(0.5)+0.1)*255);
    Canvas.strokeWeight(11*Cam.Zoom);
    Canvas.line(Cam.RealToScreenX(A.Pos.x),Cam.RealToScreenY(A.Pos.y),Cam.RealToScreenX(B.Pos.x),Cam.RealToScreenY(B.Pos.y));
    if(State>0){
      Canvas.fill(0,State*200,255);
    }else{
      Canvas.fill(-State*200,0,255);
    }
    ///Canvas.text("State:"+State,Cam.RealToScreenX(Middle().x),Cam.RealToScreenY(Middle().y));
    //for(int i=0;i<Inputs.length;i++){
    //  Canvas.text("Input "+i+" :"+Inputs[i],Cam.RealToScreenX(Middle().x),Cam.RealToScreenY(Middle().y+10+i*15));
    //}
  }
}
class Nerve{
  int IPoiNum;
  boolean Final;  // Final means it goes into a muscle  
  int EPoiNum;
  int Delay;
  Smart I;
  Smart O;
  Organism C;
 float[] StateList=new float[2*60];// List of states over time (2 seconds)
  Nerve(int dIPoiNum,boolean dFinal,int dEPoiNum,int dDelay){
    IPoiNum=dIPoiNum; Final=dFinal; EPoiNum=dEPoiNum; Delay=dDelay;
  }
  
  void SetPois(){//Sets up Points and muscles given a organism
    I=(Smart)C.PList.get(IPoiNum);
    if(Final){
      O=(Smart)C.MList.get(EPoiNum);
    }else{
      O=(Smart)C.PList.get(EPoiNum);
    }
    for(int i=0;i<StateList.length;i++){StateList[i]=0;}
  }
  Nerve CloneNerve(){// Returns copy of Nerve.
    return new Nerve(IPoiNum,Final,EPoiNum,Delay);
  }
  void DrawNeuLine(PVector Pa,PVector Pb,Camera Cam,PGraphics Canvas){
    PVector line= PVextend(PVadd(Pb,PVextend(Pa,-1)),1/float(Delay+1));
    Canvas.strokeWeight(3*Cam.Zoom);
    for(int I=0;I<Delay+1;I++){
      float val=StateList[Delay+1-I];
      if(val>0){
        Canvas.stroke(0,val*200,255);
      }else{
        Canvas.stroke(-val*200,0,255);
      }
      Canvas.line(Pa.x+line.x*(Delay-I),Pa.y+line.y
      *(Delay-I),Pa.x+line.x*(Delay+1-I),Pa.y+line.y*(Delay+1-I));
    }
  }
  void DrawNerve(Camera Cam, PGraphics Canvas){// Draws Nerve.
    Canvas.strokeWeight(2);
    Canvas.stroke(255,0,0);
    if(Final==false){// Dangerous casting
      DrawNeuLine(Cam.RealToScreen(((Point)I).Pos),Cam.RealToScreen(((Point)O).Pos),Cam,Canvas);
    }else{
      DrawNeuLine(Cam.RealToScreen(((Point)I).Pos),Cam.RealToScreen(((Muscle)O).Middle()),Cam,Canvas);
    }
  }
}
class Ray{
  PVector Pos;
  PVector Dir;
  
  PVector PrevInt;
  Ray( PVector dPos,PVector dDir){
    Pos=dPos;
    Dir=dDir;
    PrevInt=PVextend(Dir,Float.MAX_VALUE);
  }
  
  boolean Intersects(ArrayList<Barrier> B){
    for(Barrier b: B){
       if(Intersects(b)){
          return true; 
       }
    }
    return false;
  }
  PVector IntersectPoint(ArrayList<Barrier> B){
     float dist=Float.MAX_VALUE;
     PVector point=new PVector(Float.MAX_VALUE,Float.MAX_VALUE);
     for(Barrier b: B){
       if( Intersects(b)){
         PVector inter= IntersectPoint(b);
         float mag=PVmag(PVadd(inter,PVminus(Pos)));
         if(mag<dist){
            dist= mag;
            point= inter;
         }
       } 
     }
     PrevInt=point;
     return point;
  }
  float RayLength(ArrayList<Barrier> B){
     float dist=1000000000;
     for(Barrier b: B){
       if( Intersects(b)){
         PVector inter= IntersectPoint(b);
         float mag=PVmag(PVadd(inter,PVminus(Pos)));
         if(mag<dist){
            dist= mag;
         }
       }
     }
     return dist;
  }
  float RayValue(ArrayList<Barrier> B){
     PVector inter= IntersectPoint(B);
     return max(min(PVDivide(PVadd(inter,PVminus(Pos)),Dir).x,100),-100); 
  }
  
  boolean Intersects(Barrier b){
    PVector relPos= b.RelPos(Pos);
    PVector relDir= PVDivide(Dir,b.Base);
    return FLtween(0,1,relPos.x-relPos.y*relDir.x/relDir.y);
  }
  float RayLength(Barrier b){
    return PVmag(IntersectPoint(b));
  }
  PVector IntersectPoint(Barrier b){
    PVector relPos= b.RelPos(Pos);
    PVector relDir= PVDivide(Dir,b.Base);
    PVector intersect= new PVector(relPos.x-relPos.y*relDir.x/relDir.y,0);
    return b.ToPos(intersect);
  }
}

class Barrier{// Class for barr
  PVector Corner;
  PVector Base;
  
  float Bounce;
  float Slide;
  Barrier(PVector DCorner,PVector DBase,float DBounce,float DSlide){
    Corner=DCorner; Base=DBase; Bounce= DBounce; Slide = DSlide;
  }
  Barrier CloneBarrier(){
    return new Barrier(Corner,Base,Bounce,Slide);
  }
  PVector RelPos(PVector p){// Point -> relative point
    return PVDivide(PVadd(p,PVextend(Corner,-1)),Base);
  }
  PVector ToPos(PVector rel){// Relative Point -> point;
    return PVadd(PVMult(rel,Base),Corner); 
  }
   boolean CollidesGiven(Point Po,PVector Posr,PVector Nextr){// Checks if a Point is going to collide this frame.
    float radius=-8.5/PVmag(Base);
    return (((Posr.y>radius)&&(Nextr.y<=radius))||((Posr.y<0)&&(Nextr.y>radius))
    ||((Posr.y==radius)&&(Nextr.y>=radius))
    )&&
    (BetweenBarrier(Po,Posr,Nextr));
  }
  boolean Collides(Point Po){
    PVector Posr=PVDivide(PVadd(Po.Pos,PVextend(Corner,-1)),Base);
    PVector Nextr=PVDivide(PVadd(Po.NextPos(),PVextend(Corner,-1)),Base);
    return CollidesGiven(Po,Posr,Nextr);
  }
  boolean BetweenBarrier(Point Po,PVector Posr,PVector Nextr){// checks if the Point is in the middle
    //PVector Posr=PVDivide(PVadd(Po.Pos,PVextend(Corner,-1)),Base);
    //PVector Nextr=PVDivide(PVadd(Po.NextPos(),PVextend(Corner,-1)),Base);
    return ((Posr.x>=0)&&(Posr.x<=1))||((Nextr.x>=0)&&(Nextr.x<=1));
  }
  
  boolean Rests(Point Po){ // Checks if a point has stopped bouncing and is stable
    //Point PoS= new Point(Po.Pos,Po.Vel,Po.Mass);
    //PoS.Acc=Po.Acc;
    //boolean Rest=false;
    //if(Collides(PoS)){
    //  BouncePoi(PoS);
    //  if(Collides(PoS)){
    //    Rest=true;
    //  }
    //}
    print("Checks for rest now, fix pls");
    return false;
  }
  
  void BouncePoi(Point Po,PVector Rvel,PVector RAcc){// Applies bouncy physics
    //PVector Rvel=PVDivide(Po.Vel,Base);
    //PVector RAcc=PVDivide(Po.Acc,Base);
    RAcc.x*=1+Slide*(Rvel.y+RAcc.y); 
    Rvel.y*=-Bounce;
    Rvel.x*=1-Po.Friction;
    Po.Vel=PVMult(Rvel,Base);
    Po.Acc=PVMult(RAcc,Base); 
  }
  void StablisePoi(Point Po, PVector RVel,PVector RAcc){// Stableises point, stops fallthrough
    //PVector RVel=PVDivide(Po.Vel,Base);
    RVel.y=0;
    Po.Vel=PVMult(RVel,Base); 
    
    //PVector RAcc=PVDivide(Po.Acc,Base);
    RAcc.y=0;
    //Po.Acc=PVMult(RAcc,Base); 
  }
  void CheckColl(Point Po){// Checks and updates point according to bouncy.
    PVector Posr=PVDivide(PVadd(Po.Pos,PVextend(Corner,-1)),Base);
    PVector Nextr=PVDivide(PVadd(Po.NextPos(),PVextend(Corner,-1)),Base);
    PVector Rvel=PVDivide(Po.Vel,Base);
    PVector RAcc=PVDivide(Po.Acc,Base);
    if(CollidesGiven(Po,Posr,Nextr)){
      //BouncePoi(Po,Rvel,RAcc);
      //Bounce the particle
      RAcc.x*=1+Slide*(Rvel.y+RAcc.y); 
      Rvel.y*=-Bounce;
      Rvel.x*=1-Po.Friction;
  
      Nextr=PVadd(Posr,PVadd(Rvel,PVextend(RAcc,0.5)));
      if(CollidesGiven(Po,Posr,Nextr)){// Still collides
        Rvel.y=0;//Stablize
        RAcc.y=0;
      }
    }
    Po.Vel=PVMult(Rvel,Base);
    Po.Acc=PVMult(RAcc,Base); 
  }
  boolean WithinBarr(Point P){// checks if Point is under the barrier
    return (PVDivide(PVadd(P.Pos,PVextend(Corner,-1)),Base).y>0)
    &&(FLtween(Corner.x,Base.x+Corner.x,P.Pos.x));
  }
  void DrawBarr(Camera Cam,PGraphics Canvas){
    Canvas.stroke(25, 178, 50);
    Canvas.fill(25, 178, 50);
    Canvas.triangle(Cam.RealToScreenX(Corner.x),Cam.RealToScreenY(Corner.y),Cam.RealToScreenX(Corner.x+Base.x),Cam.RealToScreenY(Corner.y+Base.y),Cam.RealToScreenX(Corner.x),height);
    Canvas.triangle(Cam.RealToScreenX(Corner.x),height,Cam.RealToScreenX(Corner.x+Base.x),height,Cam.RealToScreenX(Corner.x+Base.x),Cam.RealToScreenY(Corner.y+Base.y));
    Canvas.strokeWeight(3*Cam.Zoom);
    Canvas.stroke(0, 127, 20);
    Canvas.line(Cam.RealToScreenX(Corner.x),Cam.RealToScreenY(Corner.y),Cam.RealToScreenX(Corner.x+Base.x),Cam.RealToScreenY(Corner.y+Base.y));
  }
}
// ── Functions.pde
/* Bunch a unbelivably useful functions */

PVector PVadd(PVector A,PVector B){
  return new PVector(A.x+B.x,A.y+B.y);
}
PVector PVextend(PVector A,float B){
  return new PVector(A.x*B,A.y*B);
}

PVector PVlerp(PVector A, PVector B, float l){
 return new PVector(A.x*(1-l)+B.x*l, A.y*(1-l)+B.y*l);
}
PVector PVsetmag(PVector P,float L){
  return PVextend(P,L/PVmag(P));
}
PVector PVminus(PVector P){
  return PVextend(P,-1);
}
float PVmag(PVector P){
  return dist(0,0,P.x,P.y);
}
PVector PVMult(PVector A,PVector B){
  return new PVector(A.x*B.x-A.y*B.y,A.x*B.y+A.y*B.x);
}
PVector PVDivide(PVector P,PVector C){
  return new PVector((C.x*P.x+C.y*P.y)/((C.x*C.x)+(C.y*C.y)),
  (C.x*P.y-C.y*P.x)/((C.x*C.x)+(C.y*C.y)));
}

String PVstring(PVector P){
  return " X:"+ P.x+" Y:"+P.y;
}
float FlLerp(float A,float B, float l){
  return A*(1.0-l)+B*l;
}
float[] FArrayCopy(float[] Arr){
  float[] Copy=new float[Arr.length];
  arrayCopy(Arr,Copy);
  return Copy;
}
Boolean FLtween(float A,float B,float M){
  return ((M>=A)&&(M<=B))||((M<=A)&&(M>=B));
}

int randomInt(int l,int h){
  int Answer=0;
  float Rand= random(l,h+1);
  if(Rand==h+1){
    Answer=h;
  }else{
    Answer=floor(Rand);
  }
  return Answer;
}
int NormalTween(int l, int h, float c, float o){
  int out= floor(randomGaussian()*o+c);
  if((out>h)||(out<l)){
    return NormalTween(l,h,c,o); 
  }
  return out;
}
// ── Graphics.pde
class Button{
  PVector Pos;
  PVector Size;
  String Text;
  Button(PVector DPos,PVector DSize,String DText){
    Pos=DPos; Size=DSize; Text=DText;
  }
  Boolean IsPressed(){
    return mousePressed&&IsIn();
  }
  Boolean IsIn(){
    return (PrevMouse==false)&&FLtween(Pos.x,Pos.x+Size.x,mouseX)&&FLtween(Pos.y,Pos.y+Size.y,mouseY);
  }
  void Display(color C){
    stroke(0);
    fill(C);
    rect(Pos.x,Pos.y,Size.x,Size.y);
    fill(0);
    text(Text,Pos.x+5,Pos.y+15);
  }
}
class Slider{
  PVector ScreenPos;
  String Text;
  float Pos=0;
  float Min;
  float Max;
  boolean Slide=false;
  Slider(PVector dScreenPos,String dText,float dMin,float dMax){
   ScreenPos=dScreenPos; Text= dText; Min=dMin; Max=dMax;
  }
  boolean Sliding(){
    return mousePressed&&(mouseX>Pos+ScreenPos.x)&&(mouseX<Pos+ScreenPos.x+90)
    &&(mouseY>ScreenPos.y-10)&&(mouseY<ScreenPos.y+20+10)&&(Pos>=Min)&&(Pos<=Max);
  }
  void ChangeText(String NewT){
    Text=NewT;
  }
  void CalcSlide(){
    if(Sliding()||Slide){
     Slide=true;
      Pos=mouseX-ScreenPos.x-45;
    }
    if(!mousePressed){
     Slide=false; 
    }
    if(Pos>Max){
       Pos=Max;
    }if(Pos<Min){
       Pos=Min;
    }
  }
  void Display(){
    fill(255);
    rect(ScreenPos.x+Pos,ScreenPos.y,80,20);
    fill(0);
    text(Text,ScreenPos.x+Pos+10,ScreenPos.y+15);
  }
}
class Camera{
 PVector CamPos;
 float Zoom;
 Camera(PVector dCamPos,float dZoom){
  CamPos=dCamPos; Zoom=dZoom;
 }
 
 PVector RealToScreen(PVector RealPos){
  return new PVector(RealToScreenX(RealPos.x),RealToScreenY(RealPos.y));
 }
 float RealToScreenX(float RealPosX){
   return Zoom*(RealPosX-CamPos.x);
 }
 float RealToScreenY(float RealPosY){
   return Zoom*(RealPosY-CamPos.y);
 }
 PVector ScreenToReal(PVector ScreenPos){
   return new PVector(ScreenPos.x/Zoom+CamPos.x,ScreenPos.y/Zoom+CamPos.y);
 }
}

void FillHisto(PGraphics HistoGram){
  float[] Fitnesses= new float[Env.TestList.size()];
    for(int i=0;i<Env.TestList.size();i++){
      float fitness=0.0;
      if(Env.TestList.get(i).Finalized){
        fitness=Env.TestList.get(i).Fitness;
      }
      Fitnesses[i]=fitness;
    }
    float max=max(Fitnesses);
    float min=min(Fitnesses);
    float divSize=2;
    int upperIndex= ceil(max/divSize);
    int lowerIndex= floor(min/divSize);
    int numCol=upperIndex-lowerIndex+1;
    //ArrayList<ArrayList<String>> SpeciesPercentile=new ArrayList<ArrayList<String>>(numCol);
    //while(SpeciesPercentile.size()<numCol){SpeciesPercentile.add(new ArrayList<String>(0));};
    //ArrayList<ArrayList<Integer>> SpeciesFrequency=new ArrayList<ArrayList<Integer>>(numCol);
    //while(SpeciesFrequency.size()<numCol){SpeciesFrequency.add(new ArrayList<Integer>(0));};
    ////SpeciesFrequency.ensureCapacity(numCol);
    //int[] Percentile= new int[numCol];
    //for(int i=0;i<Fitnesses.length;i++){
    //  int index= floor(Fitnesses[i]/divSize)-lowerIndex;
    //  Percentile[index]++;
    //  ArrayList<String> SpName=SpeciesPercentile.get(index);
    //  ArrayList<Integer>SpFreq=SpeciesFrequency.get(index);
    //  Organism TO=Env.TestList.get(i).O;
    //  if(SpName.contains(SpeciesName(TO.SpeciesNumber()))){
    //    int SpeciesIndex=SpName.indexOf(SpeciesName(TO.SpeciesNumber()));
    //    SpFreq.set(SpeciesIndex,SpFreq.get(SpeciesIndex)+1);
    //  }else{
    //    SpName.add(SpeciesName(TO.SpeciesNumber()));
    //    SpFreq.add(1);
    //  }
    //}
    //ArrayList<String[]> SpeciesNameFreq= new ArrayList<String[]>(numCol);
    //while(SpeciesNameFreq.size()<numCol){SpeciesNameFreq.add(new String[0]);};
    //for(int i=0;i<numCol;i++){
    //  String[] NameFreq=new String[SpeciesPercentile.get(i).size()];
    //  for(int s=0;s<NameFreq.length;s++){
    //    NameFreq[s]=SpeciesPercentile.get(i).get(s)+" "+SpeciesFrequency.get(i).get(s);
    //  }
    //  NameFreq=sort(NameFreq);
    //  SpeciesNameFreq.set(i,NameFreq);
    //}
    int[]Percentile=Env.Percentile();
    ArrayList<String[]> SpeciesNameFreq=Env.HistoGramInfo;//HistoGramSpeciesAbundance(min,max,divSize);
    float maxPercent=float(max(Percentile));
    HistoGram.beginDraw();
    HistoGram.background(255);
    HistoGram.noFill();
    HistoGram.stroke(0);
    HistoGram.strokeWeight(2);
    HistoGram.rect(0,0,HistoGram.width,HistoGram.height);
    HistoGram.strokeWeight(1.5);
    //HistoGram.fill(SpeciesColor(Env.OList.get(CurrentTestDisplay).SpeciesNumber()));
    //HistoGram.rect(100,100,20,20);
    PVector BottomLeft= new PVector(20,HistoGram.height-20);
    PVector BottomRight= new PVector(HistoGram.width-20,HistoGram.height-20);
    float Height=HistoGram.height-40;
    float VertScale=Height/maxPercent;
    HistoGram.line(20,HistoGram.height-20,HistoGram.width-20,HistoGram.height-20);
    HistoGram.strokeWeight(1);
    for(int r=0;r<200;r+=5){
      if((r%20)==0){
        HistoGram.stroke(0,40);
      }else{
        HistoGram.stroke(0,18);
      }
      HistoGram.line(20,HistoGram.height-20-VertScale*r,HistoGram.width-20,HistoGram.height-20-VertScale*r);
    }
    for(int c=0;c< Percentile.length;c+=20){
      if((c%20)==0){
        HistoGram.stroke(0,18);
      }else{
        HistoGram.stroke(0,8);
      }
      PVector Bottom= PVlerp(BottomLeft,BottomRight,float(c)/float(Percentile.length));
      HistoGram.line(Bottom.x,Bottom.y,Bottom.x,0);
    }
    
    for(int i=0; i< Percentile.length;i++){
      PVector Bottom= PVlerp(BottomLeft,BottomRight,float(i)/float(Percentile.length));
      //HistoGram.stroke(0);
      //HistoGram.line(Bottom.x,Bottom.y,Bottom.x,Bottom.y-float(Percentile[i])*VertScale);
      float LenUp=0;
      String[] SpNameFreq=new String[SpeciesNameFreq.get(i).length];
      for(int s=0;s<SpNameFreq.length;s++){
        String[] Split=split(SpeciesNameFreq.get(i)[s]," ");
        float NextLenUp=LenUp+Integer.parseInt(Split[1]);
        HistoGram.stroke(SpeciesColor(SpeciesNum(Split[0])));
        HistoGram.line(Bottom.x,Bottom.y-LenUp*VertScale,Bottom.x,Bottom.y-NextLenUp*VertScale);
        LenUp=NextLenUp;
      }
      //HistoGram.stroke(0);
      //HistoGram.line(Bottom.x,Bottom.y,Bottom.x,Bottom.y-float(Percentile[i])*VertScale);
      //HistoGram.fill(0);
      //HistoGram.textSize(10);
      int mod=ceil(((float)Percentile.length)/800.0);
      if(((i+lowerIndex)*divSize/100)%mod==0){
         HistoGram.fill(0);
        HistoGram.text(nf((i+lowerIndex)*divSize/100,0,0),Bottom.x,Bottom.y+15);
      }
    }
    HistoGram.fill(0);
    HistoGram.text(nf(100*maxPercent/float(Fitnesses.length),0,0),2,BottomLeft.y-maxPercent*VertScale);
    HistoGram.endDraw();
}
void FillSpeciesFreq(PGraphics SpecFreq){
    SpecFreq.beginDraw();
    SpecFreq.background(255);
    SpecFreq.noFill();
    SpecFreq.stroke(0);
    SpecFreq.strokeWeight(2);
    SpecFreq.rect(0,0,SpecFreq.width,SpecFreq.height);
    SpecFreq.strokeWeight(1);
    // Draw the Species Abundance graph
    PVector BottomLeft=new PVector(0,60);
    PVector BottomRight=new PVector(SpecFreq.width,60);
    float UpHeight=60;
    float VertScale=UpHeight/NUMORGANISMS;
    
    String[] LargestSpecies=new String[PastEnvs.get(PastEnvs.size()-1).SpeciesAbundanceInfo.size()]; 
    ArrayList<String> BigNames=new ArrayList<String>();
    ArrayList<Float> Fraction=new ArrayList<Float>();
    
    for(int i=0;i<PastEnvs.size();i++){
      PVector Bottom= PVlerp(BottomLeft,BottomRight,float(i)/float(PastEnvs.size()));
      //SpecFreq.stroke(0);
      SpecFreq.noStroke();
      SpecFreq.line(Bottom.x,Bottom.y,Bottom.x,Bottom.y-UpHeight);
      SpecFreq.stroke(0);
      float LenUp=0;
      Enviroment DrawEnv=PastEnvs.get(i);
      println("DrawEnv-"+DrawEnv.SpeciesAbundanceInfo.size()+" different species");
      if(i==PastEnvs.size()-1){// If this gen
        //Find the most populous species
        for(int s=0;s<DrawEnv.SpeciesAbundanceInfo.size();s++){
           String[] Split=split(DrawEnv.SpeciesAbundanceInfo.get(s)," ");
           String num="";
           for(int l=0;l<4-Split[1].length();l++){
             num+="0";
           }
           num+=Split[1];
           LargestSpecies[s]=(num+" "+Split[0]);
        }
        LargestSpecies=sort(LargestSpecies);
        println("LargestSpecies-"+join(LargestSpecies,", "));
        for(int p=0;p<5;p++){//Five largest populations
          if(LargestSpecies.length-1-p>=0){
            String[] Split=split(LargestSpecies[LargestSpecies.length-1-p]," ");
            if(Split.length==2){
              BigNames.add(Split[1]);
              Fraction.add(((float)Integer.parseInt(Split[0]))/NUMORGANISMS);
            }else{
              p--;
            }
          }
        }
        println("BigNames-"+BigNames);
      }
      for(int s=0;s<DrawEnv.SpeciesAbundanceInfo.size();s++){
        String[] Split=split(DrawEnv.SpeciesAbundanceInfo.get(s)," ");
        float NextLenUp=LenUp+Integer.parseInt(Split[1]);
        //print("LenUp "+LenUp);
        //
        SpecFreq.noStroke();
        SpecFreq.fill(SpeciesColor(SpeciesNum(Split[0])));
        SpecFreq.rect(Bottom.x,Bottom.y-LenUp*VertScale,(BottomRight.x-BottomLeft.x)/float(PastEnvs.size()),-float(Integer.parseInt(Split[1]))*VertScale);
        if(i==PastEnvs.size()-1){
          if(BigNames.indexOf(Split[0])!=-1){
            SpecFreq.fill(0);
            SpecFreq.textSize(10);
            SpecFreq.text(nf(Fraction.get(BigNames.indexOf(Split[0]))*100,2,0)+"%",(BottomRight.x-BottomLeft.x)-20,Bottom.y-LenUp*VertScale,(BottomRight.x-BottomLeft.x)/float(PastEnvs.size()));
          }
        }
        //SpecFreq.stroke(SpeciesColor(SpeciesNum(Split[0])));
        //SpecFreq.line(Bottom.x,Bottom.y-LenUp*VertScale,Bottom.x,Bottom.y-NextLenUp*VertScale);
        //SpecFreq.line(Bottom.x+10,Bottom.y-LenUp*VertScale,Bottom.x+50,Bottom.y-LenUp*VertScale);
        LenUp=NextLenUp;
      }
    }
    //Draw the Percentile v Time graph
    BottomLeft=new PVector(0,SpecFreq.height);
    BottomRight=new PVector(SpecFreq.width,SpecFreq.height);
    UpHeight=SpecFreq.height-60;
    
    //1- Get max and min of fitness, and make arrays of names and fitnesses
    ArrayList<String[]> SpecName=new ArrayList<String[]>();
    //while(SpecName.size()<PastEnvs.size()){SpecName.add(new String[0]);};
    ArrayList<float[]> SpecFit=new ArrayList<float[]>();
    //while(SpecFit.size()<PastEnvs.size()){SpecFit.add(new float[0]);};
    float max=0;
    float min=0;
    for(int i=0;i<PastEnvs.size();i++){
      Enviroment PastEnv=PastEnvs.get(i);
      String[] Names=new String[PastEnv.SpeciesFitnessInfo.length];
      float[] Fitness=new float[PastEnv.SpeciesFitnessInfo.length];
      for(int j=0;j<PastEnv.SpeciesFitnessInfo.length;j++){
        String[] Split=split(PastEnv.SpeciesFitnessInfo[j]," ");
        Names[j]=Split[0];
        Fitness[j]=Float.parseFloat(Split[1]);
      }
      if(max(Fitness)>max){
        max=max(Fitness);
      }
      if(min(Fitness)<min){
        min=min(Fitness);
      }
      SpecName.add(Names);
      SpecFit.add(Fitness);
    }
    //2- Find scale
    if(min>0){
      min=0;
    }
    if(max<0){
      max=0;
    }
    float fitHeight=max-min;
    VertScale=UpHeight/fitHeight;
    //3- Draw grid lines
    SpeciesFreq.stroke(0);
    SpeciesFreq.line(0,SpeciesFreq.height+min*VertScale,SpeciesFreq.width,SpeciesFreq.height+min*VertScale);
    //4- Draw lines
    
    int[] strokeWeights={4,3,3,3,2,3,2,3,3,3,4};
    for(int e=0;e<PastEnvs.size()-1;e++){
      float[] thisFit=SpecFit.get(e);
      float[] nFit=SpecFit.get(e+1);
      for(int i=0;i<=10;i++){//Calc percentiles
        int index=floor(float(thisFit.length-1)*float(i)/10.0);
        int indexn=floor(float(nFit.length-1)*float(i)/10.0);
        float x=BottomLeft.x+(BottomRight.x-BottomLeft.x)*(float(e)/float(PastEnvs.size()-1));
        float xn=BottomLeft.x+(BottomRight.x-BottomLeft.x)*(float(e+1)/float(PastEnvs.size()-1));
        float y=(thisFit[index]-min)*VertScale;
        float yn=(nFit[indexn]-min)*VertScale;
        SpeciesFreq.stroke(SpeciesColor(SpeciesNum(SpecName.get(e)[index])));
        SpeciesFreq.strokeWeight(strokeWeights[i]);
        SpeciesFreq.line(x,SpeciesFreq.height-y,xn,SpeciesFreq.height-yn);
        //println("Draws line at fitness:"+thisFit[index]);
      }
    }

    SpeciesFreq.endDraw();
}
// ── Handler.pde
void ResetEnv(){
  if(EnvNumber!=PastEnvs.size()-1){
    EnvNumber=PastEnvs.size()-1;
    //Env=PastEnvs.get(EnvNumber);
  }
}
void SetEnv(int Number){
  EnvNumber=Number;
  Env=PastEnvs.get(EnvNumber).CloneEnv();
  Env.ReshiftToTest();
}
void AddEnv(Enviroment NewEnv){
  int ArchivePoint=1;
  PastEnvs.add(NewEnv.CloneEnv());
  EnvNumber=PastEnvs.size()-1;
  int ArchInd=PastEnvs.size()-1-ArchivePoint;
  if(ArchInd>=0){
    PastEnvs.set(ArchInd,PastEnvs.get(ArchInd).StoreEnv());
  }
  //PastEnvs.get(EnvNumber).ReshiftToTest();
}
